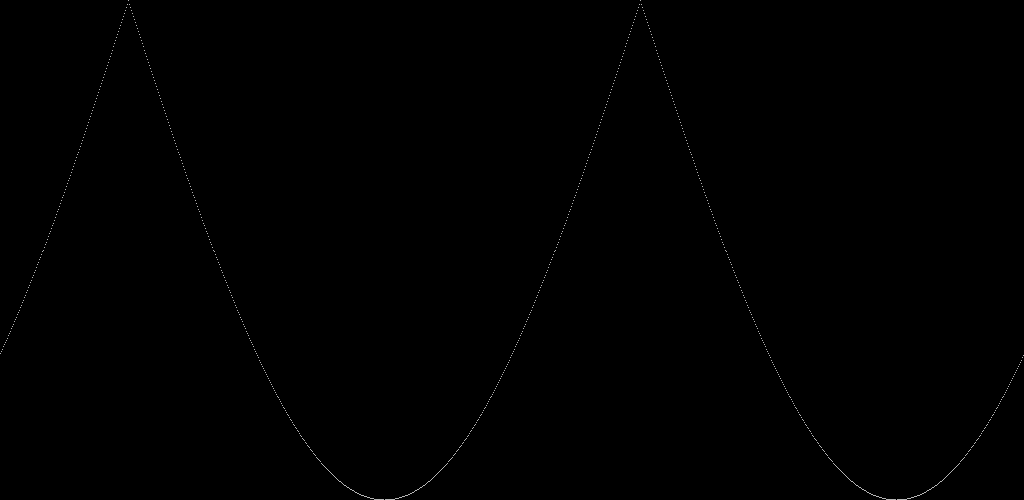
Frame 1 (no input)
Frame 2 (the mouse pressed at the canvas centre, redrawn once): identical to frame 1, image omitted

The Processing sketch that drew this single still picture (run headless with seeded random() and noise(); the mouse was pressed at the canvas centre and the sketch redrawn once):

// Processing sketch: Lfo
// ── Lfo.pde
//int[] tri1  = {0, 128, 256, 384, 512, 640, 768, 896, 1024, 1152, 1280, 1408, 1536, 1664, 1792, 1920, 2048, 2176, 2304, 2432, 2560, 2688, 2816, 2944, 3072, 3200, 3328, 3456, 3584, 3712, 3840, 3968, 4096, 4224, 4352, 4480, 4608, 4736, 4864, 4992, 5120, 5248, 5376, 5504, 5632, 5760, 5888, 6016, 6144, 6272, 6400, 6528, 6656, 6784, 6912, 7040, 7168, 7296, 7424, 7552, 7680, 7808, 7936, 8064, 8192, 8320, 8448, 8576, 8704, 8832, 8960, 9088, 9216, 9344, 9472, 9600, 9728, 9856, 9984, 10112, 10240, 10368, 10496, 10624, 10752, 10880, 11008, 11136, 11264, 11392, 11520, 11648, 11776, 11904, 12032, 12160, 12288, 12416, 12544, 12672, 12800, 12928, 13056, 13184, 13312, 13440, 13568, 13696, 13824, 13952, 14080, 14208, 14336, 14464, 14592, 14720, 14848, 14976, 15104, 15232, 15360, 15488, 15616, 15744, 15872, 16000, 16128, 16256, 16384, 16512, 16640, 16768, 16896, 17024, 17152, 17280, 17408, 17536, 17664, 17792, 17920, 18048, 18176, 18304, 18432, 18560, 18688, 18816, 18944, 19072, 19200, 19328, 19456, 19584, 19712, 19840, 19968, 20096, 20224, 20352, 20480, 20608, 20736, 20864, 20992, 21120, 21248, 21376, 21504, 21632, 21760, 21888, 22016, 22144, 22272, 22400, 22528, 22656, 22784, 22912, 23040, 23168, 23296, 23424, 23552, 23680, 23808, 23936, 24064, 24192, 24320, 24448, 24576, 24704, 24832, 24960, 25088, 25216, 25344, 25472, 25600, 25728, 25856, 25984, 26112, 26240, 26368, 26496, 26624, 26752, 26880, 27008, 27136, 27264, 27392, 27520, 27648, 27776, 27904, 28032, 28160, 28288, 28416, 28544, 28672, 28800, 28928, 29056, 29184, 29312, 29440, 29568, 29696, 29824, 29952, 30080, 30208, 30336, 30464, 30592, 30720, 30848, 30976, 31104, 31232, 31360, 31488, 31616, 31744, 31872, 32000, 32128, 32256, 32384, 32512, 32640, 32768, 32896, 33024, 33152, 33280, 33408, 33536, 33664, 33792, 33920, 34048, 34176, 34304, 34432, 34560, 34688, 34816, 34944, 35072, 35200, 35328, 35456, 35584, 35712, 35840, 35968, 36096, 36224, 36352, 36480, 36608, 36736, 36864, 36992, 37120, 37248, 37376, 37504, 37632, 37760, 37888, 38016, 38144, 38272, 38400, 38528, 38656, 38784, 38912, 39040, 39168, 39296, 39424, 39552, 39680, 39808, 39936, 40064, 40192, 40320, 40448, 40576, 40704, 40832, 40960, 41088, 41216, 41344, 41472, 41600, 41728, 41856, 41984, 42112, 42240, 42368, 42496, 42624, 42752, 42880, 43008, 43136, 43264, 43392, 43520, 43648, 43776, 43904, 44032, 44160, 44288, 44416, 44544, 44672, 44800, 44928, 45056, 45184, 45312, 45440, 45568, 45696, 45824, 45952, 46080, 46208, 46336, 46464, 46592, 46720, 46848, 46976, 47104, 47232, 47360, 47488, 47616, 47744, 47872, 48000, 48128, 48256, 48384, 48512, 48640, 48768, 48896, 49024, 49152, 49280, 49408, 49536, 49664, 49792, 49920, 50048, 50176, 50304, 50432, 50560, 50688, 50816, 50944, 51072, 51200, 51328, 51456, 51584, 51712, 51840, 51968, 52096, 52224, 52352, 52480, 52608, 52736, 52864, 52992, 53120, 53248, 53376, 53504, 53632, 53760, 53888, 54016, 54144, 54272, 54400, 54528, 54656, 54784, 54912, 55040, 55168, 55296, 55424, 55552, 55680, 55808, 55936, 56064, 56192, 56320, 56448, 56576, 56704, 56832, 56960, 57088, 57216, 57344, 57472, 57600, 57728, 57856, 57984, 58112, 58240, 58368, 58496, 58624, 58752, 58880, 59008, 59136, 59264, 59392, 59520, 59648, 59776, 59904, 60032, 60160, 60288, 60416, 60544, 60672, 60800, 60928, 61056, 61184, 61312, 61440, 61568, 61696, 61824, 61952, 62080, 62208, 62336, 62464, 62592, 62720, 62848, 62976, 63104, 63232, 63360, 63488, 63616, 63744, 63872, 64000, 64128, 64256, 64384, 64512, 64640, 64768, 64896, 65024, 65152, 65280, 65408, 65536, 65408, 65280, 65152, 65024, 64896, 64768, 64640, 64512, 64384, 64256, 64128, 64000, 63872, 63744, 63616, 63488, 63360, 63232, 63104, 62976, 62848, 62720, 62592, 62464, 62336, 62208, 62080, 61952, 61824, 61696, 61568, 61440, 61312, 61184, 61056, 60928, 60800, 60672, 60544, 60416, 60288, 60160, 60032, 59904, 59776, 59648, 59520, 59392, 59264, 59136, 59008, 58880, 58752, 58624, 58496, 58368, 58240, 58112, 57984, 57856, 57728, 57600, 57472, 57344, 57216, 57088, 56960, 56832, 56704, 56576, 56448, 56320, 56192, 56064, 55936, 55808, 55680, 55552, 55424, 55296, 55168, 55040, 54912, 54784, 54656, 54528, 54400, 54272, 54144, 54016, 53888, 53760, 53632, 53504, 53376, 53248, 53120, 52992, 52864, 52736, 52608, 52480, 52352, 52224, 52096, 51968, 51840, 51712, 51584, 51456, 51328, 51200, 51072, 50944, 50816, 50688, 50560, 50432, 50304, 50176, 50048, 49920, 49792, 49664, 49536, 49408, 49280, 49152, 49024, 48896, 48768, 48640, 48512, 48384, 48256, 48128, 48000, 47872, 47744, 47616, 47488, 47360, 47232, 47104, 46976, 46848, 46720, 46592, 46464, 46336, 46208, 46080, 45952, 45824, 45696, 45568, 45440, 45312, 45184, 45056, 44928, 44800, 44672, 44544, 44416, 44288, 44160, 44032, 43904, 43776, 43648, 43520, 43392, 43264, 43136, 43008, 42880, 42752, 42624, 42496, 42368, 42240, 42112, 41984, 41856, 41728, 41600, 41472, 41344, 41216, 41088, 40960, 40832, 40704, 40576, 40448, 40320, 40192, 40064, 39936, 39808, 39680, 39552, 39424, 39296, 39168, 39040, 38912, 38784, 38656, 38528, 38400, 38272, 38144, 38016, 37888, 37760, 37632, 37504, 37376, 37248, 37120, 36992, 36864, 36736, 36608, 36480, 36352, 36224, 36096, 35968, 35840, 35712, 35584, 35456, 35328, 35200, 35072, 34944, 34816, 34688, 34560, 34432, 34304, 34176, 34048, 33920, 33792, 33664, 33536, 33408, 33280, 33152, 33024, 32896, 32768, 32640, 32512, 32384, 32256, 32128, 32000, 31872, 31744, 31616, 31488, 31360, 31232, 31104, 30976, 30848, 30720, 30592, 30464, 30336, 30208, 30080, 29952, 29824, 29696, 29568, 29440, 29312, 29184, 29056, 28928, 28800, 28672, 28544, 28416, 28288, 28160, 28032, 27904, 27776, 27648, 27520, 27392, 27264, 27136, 27008, 26880, 26752, 26624, 26496, 26368, 26240, 26112, 25984, 25856, 25728, 25600, 25472, 25344, 25216, 25088, 24960, 24832, 24704, 24576, 24448, 24320, 24192, 24064, 23936, 23808, 23680, 23552, 23424, 23296, 23168, 23040, 22912, 22784, 22656, 22528, 22400, 22272, 22144, 22016, 21888, 21760, 21632, 21504, 21376, 21248, 21120, 20992, 20864, 20736, 20608, 20480, 20352, 20224, 20096, 19968, 19840, 19712, 19584, 19456, 19328, 19200, 19072, 18944, 18816, 18688, 18560, 18432, 18304, 18176, 18048, 17920, 17792, 17664, 17536, 17408, 17280, 17152, 17024, 16896, 16768, 16640, 16512, 16384, 16256, 16128, 16000, 15872, 15744, 15616, 15488, 15360, 15232, 15104, 14976, 14848, 14720, 14592, 14464, 14336, 14208, 14080, 13952, 13824, 13696, 13568, 13440, 13312, 13184, 13056, 12928, 12800, 12672, 12544, 12416, 12288, 12160, 12032, 11904, 11776, 11648, 11520, 11392, 11264, 11136, 11008, 10880, 10752, 10624, 10496, 10368, 10240, 10112, 9984, 9856, 9728, 9600, 9472, 9344, 9216, 9088, 8960, 8832, 8704, 8576, 8448, 8320, 8192, 8064, 7936, 7808, 7680, 7552, 7424, 7296, 7168, 7040, 6912, 6784, 6656, 6528, 6400, 6272, 6144, 6016, 5888, 5760, 5632, 5504, 5376, 5248, 5120, 4992, 4864, 4736, 4608, 4480, 4352, 4224, 4096, 3968, 3840, 3712, 3584, 3456, 3328, 3200, 3072, 2944, 2816, 2688, 2560, 2432, 2304, 2176, 2048, 1920, 1792, 1664, 1536, 1408, 1280, 1152, 1024, 896, 768, 640, 512, 384, 256, 128};
//int[] tri2  = {65536, 65408, 65280, 65152, 65024, 64896, 64768, 64640, 64512, 64384, 64256, 64128, 64000, 63872, 63744, 63616, 63488, 63360, 63232, 63104, 62976, 62848, 62720, 62592, 62464, 62336, 62208, 62080, 61952, 61824, 61696, 61568, 61440, 61312, 61184, 61056, 60928, 60800, 60672, 60544, 60416, 60288, 60160, 60032, 59904, 59776, 59648, 59520, 59392, 59264, 59136, 59008, 58880, 58752, 58624, 58496, 58368, 58240, 58112, 57984, 57856, 57728, 57600, 57472, 57344, 57216, 57088, 56960, 56832, 56704, 56576, 56448, 56320, 56192, 56064, 55936, 55808, 55680, 55552, 55424, 55296, 55168, 55040, 54912, 54784, 54656, 54528, 54400, 54272, 54144, 54016, 53888, 53760, 53632, 53504, 53376, 53248, 53120, 52992, 52864, 52736, 52608, 52480, 52352, 52224, 52096, 51968, 51840, 51712, 51584, 51456, 51328, 51200, 51072, 50944, 50816, 50688, 50560, 50432, 50304, 50176, 50048, 49920, 49792, 49664, 49536, 49408, 49280, 49152, 49024, 48896, 48768, 48640, 48512, 48384, 48256, 48128, 48000, 47872, 47744, 47616, 47488, 47360, 47232, 47104, 46976, 46848, 46720, 46592, 46464, 46336, 46208, 46080, 45952, 45824, 45696, 45568, 45440, 45312, 45184, 45056, 44928, 44800, 44672, 44544, 44416, 44288, 44160, 44032, 43904, 43776, 43648, 43520, 43392, 43264, 43136, 43008, 42880, 42752, 42624, 42496, 42368, 42240, 42112, 41984, 41856, 41728, 41600, 41472, 41344, 41216, 41088, 40960, 40832, 40704, 40576, 40448, 40320, 40192, 40064, 39936, 39808, 39680, 39552, 39424, 39296, 39168, 39040, 38912, 38784, 38656, 38528, 38400, 38272, 38144, 38016, 37888, 37760, 37632, 37504, 37376, 37248, 37120, 36992, 36864, 36736, 36608, 36480, 36352, 36224, 36096, 35968, 35840, 35712, 35584, 35456, 35328, 35200, 35072, 34944, 34816, 34688, 34560, 34432, 34304, 34176, 34048, 33920, 33792, 33664, 33536, 33408, 33280, 33152, 33024, 32896, 32768, 32640, 32512, 32384, 32256, 32128, 32000, 31872, 31744, 31616, 31488, 31360, 31232, 31104, 30976, 30848, 30720, 30592, 30464, 30336, 30208, 30080, 29952, 29824, 29696, 29568, 29440, 29312, 29184, 29056, 28928, 28800, 28672, 28544, 28416, 28288, 28160, 28032, 27904, 27776, 27648, 27520, 27392, 27264, 27136, 27008, 26880, 26752, 26624, 26496, 26368, 26240, 26112, 25984, 25856, 25728, 25600, 25472, 25344, 25216, 25088, 24960, 24832, 24704, 24576, 24448, 24320, 24192, 24064, 23936, 23808, 23680, 23552, 23424, 23296, 23168, 23040, 22912, 22784, 22656, 22528, 22400, 22272, 22144, 22016, 21888, 21760, 21632, 21504, 21376, 21248, 21120, 20992, 20864, 20736, 20608, 20480, 20352, 20224, 20096, 19968, 19840, 19712, 19584, 19456, 19328, 19200, 19072, 18944, 18816, 18688, 18560, 18432, 18304, 18176, 18048, 17920, 17792, 17664, 17536, 17408, 17280, 17152, 17024, 16896, 16768, 16640, 16512, 16384, 16256, 16128, 16000, 15872, 15744, 15616, 15488, 15360, 15232, 15104, 14976, 14848, 14720, 14592, 14464, 14336, 14208, 14080, 13952, 13824, 13696, 13568, 13440, 13312, 13184, 13056, 12928, 12800, 12672, 12544, 12416, 12288, 12160, 12032, 11904, 11776, 11648, 11520, 11392, 11264, 11136, 11008, 10880, 10752, 10624, 10496, 10368, 10240, 10112, 9984, 9856, 9728, 9600, 9472, 9344, 9216, 9088, 8960, 8832, 8704, 8576, 8448, 8320, 8192, 8064, 7936, 7808, 7680, 7552, 7424, 7296, 7168, 7040, 6912, 6784, 6656, 6528, 6400, 6272, 6144, 6016, 5888, 5760, 5632, 5504, 5376, 5248, 5120, 4992, 4864, 4736, 4608, 4480, 4352, 4224, 4096, 3968, 3840, 3712, 3584, 3456, 3328, 3200, 3072, 2944, 2816, 2688, 2560, 2432, 2304, 2176, 2048, 1920, 1792, 1664, 1536, 1408, 1280, 1152, 1024, 896, 768, 640, 512, 384, 256, 128, 0, 128, 256, 384, 512, 640, 768, 896, 1024, 1152, 1280, 1408, 1536, 1664, 1792, 1920, 2048, 2176, 2304, 2432, 2560, 2688, 2816, 2944, 3072, 3200, 3328, 3456, 3584, 3712, 3840, 3968, 4096, 4224, 4352, 4480, 4608, 4736, 4864, 4992, 5120, 5248, 5376, 5504, 5632, 5760, 5888, 6016, 6144, 6272, 6400, 6528, 6656, 6784, 6912, 7040, 7168, 7296, 7424, 7552, 7680, 7808, 7936, 8064, 8192, 8320, 8448, 8576, 8704, 8832, 8960, 9088, 9216, 9344, 9472, 9600, 9728, 9856, 9984, 10112, 10240, 10368, 10496, 10624, 10752, 10880, 11008, 11136, 11264, 11392, 11520, 11648, 11776, 11904, 12032, 12160, 12288, 12416, 12544, 12672, 12800, 12928, 13056, 13184, 13312, 13440, 13568, 13696, 13824, 13952, 14080, 14208, 14336, 14464, 14592, 14720, 14848, 14976, 15104, 15232, 15360, 15488, 15616, 15744, 15872, 16000, 16128, 16256, 16384, 16512, 16640, 16768, 16896, 17024, 17152, 17280, 17408, 17536, 17664, 17792, 17920, 18048, 18176, 18304, 18432, 18560, 18688, 18816, 18944, 19072, 19200, 19328, 19456, 19584, 19712, 19840, 19968, 20096, 20224, 20352, 20480, 20608, 20736, 20864, 20992, 21120, 21248, 21376, 21504, 21632, 21760, 21888, 22016, 22144, 22272, 22400, 22528, 22656, 22784, 22912, 23040, 23168, 23296, 23424, 23552, 23680, 23808, 23936, 24064, 24192, 24320, 24448, 24576, 24704, 24832, 24960, 25088, 25216, 25344, 25472, 25600, 25728, 25856, 25984, 26112, 26240, 26368, 26496, 26624, 26752, 26880, 27008, 27136, 27264, 27392, 27520, 27648, 27776, 27904, 28032, 28160, 28288, 28416, 28544, 28672, 28800, 28928, 29056, 29184, 29312, 29440, 29568, 29696, 29824, 29952, 30080, 30208, 30336, 30464, 30592, 30720, 30848, 30976, 31104, 31232, 31360, 31488, 31616, 31744, 31872, 32000, 32128, 32256, 32384, 32512, 32640, 32768, 32896, 33024, 33152, 33280, 33408, 33536, 33664, 33792, 33920, 34048, 34176, 34304, 34432, 34560, 34688, 34816, 34944, 35072, 35200, 35328, 35456, 35584, 35712, 35840, 35968, 36096, 36224, 36352, 36480, 36608, 36736, 36864, 36992, 37120, 37248, 37376, 37504, 37632, 37760, 37888, 38016, 38144, 38272, 38400, 38528, 38656, 38784, 38912, 39040, 39168, 39296, 39424, 39552, 39680, 39808, 39936, 40064, 40192, 40320, 40448, 40576, 40704, 40832, 40960, 41088, 41216, 41344, 41472, 41600, 41728, 41856, 41984, 42112, 42240, 42368, 42496, 42624, 42752, 42880, 43008, 43136, 43264, 43392, 43520, 43648, 43776, 43904, 44032, 44160, 44288, 44416, 44544, 44672, 44800, 44928, 45056, 45184, 45312, 45440, 45568, 45696, 45824, 45952, 46080, 46208, 46336, 46464, 46592, 46720, 46848, 46976, 47104, 47232, 47360, 47488, 47616, 47744, 47872, 48000, 48128, 48256, 48384, 48512, 48640, 48768, 48896, 49024, 49152, 49280, 49408, 49536, 49664, 49792, 49920, 50048, 50176, 50304, 50432, 50560, 50688, 50816, 50944, 51072, 51200, 51328, 51456, 51584, 51712, 51840, 51968, 52096, 52224, 52352, 52480, 52608, 52736, 52864, 52992, 53120, 53248, 53376, 53504, 53632, 53760, 53888, 54016, 54144, 54272, 54400, 54528, 54656, 54784, 54912, 55040, 55168, 55296, 55424, 55552, 55680, 55808, 55936, 56064, 56192, 56320, 56448, 56576, 56704, 56832, 56960, 57088, 57216, 57344, 57472, 57600, 57728, 57856, 57984, 58112, 58240, 58368, 58496, 58624, 58752, 58880, 59008, 59136, 59264, 59392, 59520, 59648, 59776, 59904, 60032, 60160, 60288, 60416, 60544, 60672, 60800, 60928, 61056, 61184, 61312, 61440, 61568, 61696, 61824, 61952, 62080, 62208, 62336, 62464, 62592, 62720, 62848, 62976, 63104, 63232, 63360, 63488, 63616, 63744, 63872, 64000, 64128, 64256, 64384, 64512, 64640, 64768, 64896, 65024, 65152, 65280, 65408};

//int[] ramp1 = {0, 64, 128, 192, 256, 320, 384, 448, 512, 576, 640, 704, 768, 832, 896, 960, 1024, 1088, 1152, 1216, 1280, 1344, 1408, 1472, 1536, 1600, 1664, 1728, 1792, 1856, 1920, 1984, 2048, 2112, 2176, 2240, 2304, 2368, 2432, 2496, 2560, 2624, 2688, 2752, 2816, 2880, 2944, 3008, 3072, 3136, 3200, 3264, 3328, 3392, 3456, 3520, 3584, 3648, 3712, 3776, 3840, 3904, 3968, 4032, 4096, 4160, 4224, 4288, 4352, 4416, 4480, 4544, 4608, 4672, 4736, 4800, 4864, 4928, 4992, 5056, 5120, 5184, 5248, 5312, 5376, 5440, 5504, 5568, 5632, 5696, 5760, 5824, 5888, 5952, 6016, 6080, 6144, 6208, 6272, 6336, 6400, 6464, 6528, 6592, 6656, 6720, 6784, 6848, 6912, 6976, 7040, 7104, 7168, 7232, 7296, 7360, 7424, 7488, 7552, 7616, 7680, 7744, 7808, 7872, 7936, 8000, 8064, 8128, 8192, 8256, 8320, 8384, 8448, 8512, 8576, 8640, 8704, 8768, 8832, 8896, 8960, 9024, 9088, 9152, 9216, 9280, 9344, 9408, 9472, 9536, 9600, 9664, 9728, 9792, 9856, 9920, 9984, 10048, 10112, 10176, 10240, 10304, 10368, 10432, 10496, 10560, 10624, 10688, 10752, 10816, 10880, 10944, 11008, 11072, 11136, 11200, 11264, 11328, 11392, 11456, 11520, 11584, 11648, 11712, 11776, 11840, 11904, 11968, 12032, 12096, 12160, 12224, 12288, 12352, 12416, 12480, 12544, 12608, 12672, 12736, 12800, 12864, 12928, 12992, 13056, 13120, 13184, 13248, 13312, 13376, 13440, 13504, 13568, 13632, 13696, 13760, 13824, 13888, 13952, 14016, 14080, 14144, 14208, 14272, 14336, 14400, 14464, 14528, 14592, 14656, 14720, 14784, 14848, 14912, 14976, 15040, 15104, 15168, 15232, 15296, 15360, 15424, 15488, 15552, 15616, 15680, 15744, 15808, 15872, 15936, 16000, 16064, 16128, 16192, 16256, 16320, 16384, 16448, 16512, 16576, 16640, 16704, 16768, 16832, 16896, 16960, 17024, 17088, 17152, 17216, 17280, 17344, 17408, 17472, 17536, 17600, 17664, 17728, 17792, 17856, 17920, 17984, 18048, 18112, 18176, 18240, 18304, 18368, 18432, 18496, 18560, 18624, 18688, 18752, 18816, 18880, 18944, 19008, 19072, 19136, 19200, 19264, 19328, 19392, 19456, 19520, 19584, 19648, 19712, 19776, 19840, 19904, 19968, 20032, 20096, 20160, 20224, 20288, 20352, 20416, 20480, 20544, 20608, 20672, 20736, 20800, 20864, 20928, 20992, 21056, 21120, 21184, 21248, 21312, 21376, 21440, 21504, 21568, 21632, 21696, 21760, 21824, 21888, 21952, 22016, 22080, 22144, 22208, 22272, 22336, 22400, 22464, 22528, 22592, 22656, 22720, 22784, 22848, 22912, 22976, 23040, 23104, 23168, 23232, 23296, 23360, 23424, 23488, 23552, 23616, 23680, 23744, 23808, 23872, 23936, 24000, 24064, 24128, 24192, 24256, 24320, 24384, 24448, 24512, 24576, 24640, 24704, 24768, 24832, 24896, 24960, 25024, 25088, 25152, 25216, 25280, 25344, 25408, 25472, 25536, 25600, 25664, 25728, 25792, 25856, 25920, 25984, 26048, 26112, 26176, 26240, 26304, 26368, 26432, 26496, 26560, 26624, 26688, 26752, 26816, 26880, 26944, 27008, 27072, 27136, 27200, 27264, 27328, 27392, 27456, 27520, 27584, 27648, 27712, 27776, 27840, 27904, 27968, 28032, 28096, 28160, 28224, 28288, 28352, 28416, 28480, 28544, 28608, 28672, 28736, 28800, 28864, 28928, 28992, 29056, 29120, 29184, 29248, 29312, 29376, 29440, 29504, 29568, 29632, 29696, 29760, 29824, 29888, 29952, 30016, 30080, 30144, 30208, 30272, 30336, 30400, 30464, 30528, 30592, 30656, 30720, 30784, 30848, 30912, 30976, 31040, 31104, 31168, 31232, 31296, 31360, 31424, 31488, 31552, 31616, 31680, 31744, 31808, 31872, 31936, 32000, 32064, 32128, 32192, 32256, 32320, 32384, 32448, 32512, 32576, 32640, 32704, 32768, 32832, 32896, 32960, 33024, 33088, 33152, 33216, 33280, 33344, 33408, 33472, 33536, 33600, 33664, 33728, 33792, 33856, 33920, 33984, 34048, 34112, 34176, 34240, 34304, 34368, 34432, 34496, 34560, 34624, 34688, 34752, 34816, 34880, 34944, 35008, 35072, 35136, 35200, 35264, 35328, 35392, 35456, 35520, 35584, 35648, 35712, 35776, 35840, 35904, 35968, 36032, 36096, 36160, 36224, 36288, 36352, 36416, 36480, 36544, 36608, 36672, 36736, 36800, 36864, 36928, 36992, 37056, 37120, 37184, 37248, 37312, 37376, 37440, 37504, 37568, 37632, 37696, 37760, 37824, 37888, 37952, 38016, 38080, 38144, 38208, 38272, 38336, 38400, 38464, 38528, 38592, 38656, 38720, 38784, 38848, 38912, 38976, 39040, 39104, 39168, 39232, 39296, 39360, 39424, 39488, 39552, 39616, 39680, 39744, 39808, 39872, 39936, 40000, 40064, 40128, 40192, 40256, 40320, 40384, 40448, 40512, 40576, 40640, 40704, 40768, 40832, 40896, 40960, 41024, 41088, 41152, 41216, 41280, 41344, 41408, 41472, 41536, 41600, 41664, 41728, 41792, 41856, 41920, 41984, 42048, 42112, 42176, 42240, 42304, 42368, 42432, 42496, 42560, 42624, 42688, 42752, 42816, 42880, 42944, 43008, 43072, 43136, 43200, 43264, 43328, 43392, 43456, 43520, 43584, 43648, 43712, 43776, 43840, 43904, 43968, 44032, 44096, 44160, 44224, 44288, 44352, 44416, 44480, 44544, 44608, 44672, 44736, 44800, 44864, 44928, 44992, 45056, 45120, 45184, 45248, 45312, 45376, 45440, 45504, 45568, 45632, 45696, 45760, 45824, 45888, 45952, 46016, 46080, 46144, 46208, 46272, 46336, 46400, 46464, 46528, 46592, 46656, 46720, 46784, 46848, 46912, 46976, 47040, 47104, 47168, 47232, 47296, 47360, 47424, 47488, 47552, 47616, 47680, 47744, 47808, 47872, 47936, 48000, 48064, 48128, 48192, 48256, 48320, 48384, 48448, 48512, 48576, 48640, 48704, 48768, 48832, 48896, 48960, 49024, 49088, 49152, 49216, 49280, 49344, 49408, 49472, 49536, 49600, 49664, 49728, 49792, 49856, 49920, 49984, 50048, 50112, 50176, 50240, 50304, 50368, 50432, 50496, 50560, 50624, 50688, 50752, 50816, 50880, 50944, 51008, 51072, 51136, 51200, 51264, 51328, 51392, 51456, 51520, 51584, 51648, 51712, 51776, 51840, 51904, 51968, 52032, 52096, 52160, 52224, 52288, 52352, 52416, 52480, 52544, 52608, 52672, 52736, 52800, 52864, 52928, 52992, 53056, 53120, 53184, 53248, 53312, 53376, 53440, 53504, 53568, 53632, 53696, 53760, 53824, 53888, 53952, 54016, 54080, 54144, 54208, 54272, 54336, 54400, 54464, 54528, 54592, 54656, 54720, 54784, 54848, 54912, 54976, 55040, 55104, 55168, 55232, 55296, 55360, 55424, 55488, 55552, 55616, 55680, 55744, 55808, 55872, 55936, 56000, 56064, 56128, 56192, 56256, 56320, 56384, 56448, 56512, 56576, 56640, 56704, 56768, 56832, 56896, 56960, 57024, 57088, 57152, 57216, 57280, 57344, 57408, 57472, 57536, 57600, 57664, 57728, 57792, 57856, 57920, 57984, 58048, 58112, 58176, 58240, 58304, 58368, 58432, 58496, 58560, 58624, 58688, 58752, 58816, 58880, 58944, 59008, 59072, 59136, 59200, 59264, 59328, 59392, 59456, 59520, 59584, 59648, 59712, 59776, 59840, 59904, 59968, 60032, 60096, 60160, 60224, 60288, 60352, 60416, 60480, 60544, 60608, 60672, 60736, 60800, 60864, 60928, 60992, 61056, 61120, 61184, 61248, 61312, 61376, 61440, 61504, 61568, 61632, 61696, 61760, 61824, 61888, 61952, 62016, 62080, 62144, 62208, 62272, 62336, 62400, 62464, 62528, 62592, 62656, 62720, 62784, 62848, 62912, 62976, 63040, 63104, 63168, 63232, 63296, 63360, 63424, 63488, 63552, 63616, 63680, 63744, 63808, 63872, 63936, 64000, 64064, 64128, 64192, 64256, 64320, 64384, 64448, 64512, 64576, 64640, 64704, 64768, 64832, 64896, 64960, 65024, 65088, 65152, 65216, 65280, 65344, 65408, 65472};
//int[] ramp2 = {65472, 65408, 65344, 65280, 65216, 65152, 65088, 65024, 64960, 64896, 64832, 64768, 64704, 64640, 64576, 64512, 64448, 64384, 64320, 64256, 64192, 64128, 64064, 64000, 63936, 63872, 63808, 63744, 63680, 63616, 63552, 63488, 63424, 63360, 63296, 63232, 63168, 63104, 63040, 62976, 62912, 62848, 62784, 62720, 62656, 62592, 62528, 62464, 62400, 62336, 62272, 62208, 62144, 62080, 62016, 61952, 61888, 61824, 61760, 61696, 61632, 61568, 61504, 61440, 61376, 61312, 61248, 61184, 61120, 61056, 60992, 60928, 60864, 60800, 60736, 60672, 60608, 60544, 60480, 60416, 60352, 60288, 60224, 60160, 60096, 60032, 59968, 59904, 59840, 59776, 59712, 59648, 59584, 59520, 59456, 59392, 59328, 59264, 59200, 59136, 59072, 59008, 58944, 58880, 58816, 58752, 58688, 58624, 58560, 58496, 58432, 58368, 58304, 58240, 58176, 58112, 58048, 57984, 57920, 57856, 57792, 57728, 57664, 57600, 57536, 57472, 57408, 57344, 57280, 57216, 57152, 57088, 57024, 56960, 56896, 56832, 56768, 56704, 56640, 56576, 56512, 56448, 56384, 56320, 56256, 56192, 56128, 56064, 56000, 55936, 55872, 55808, 55744, 55680, 55616, 55552, 55488, 55424, 55360, 55296, 55232, 55168, 55104, 55040, 54976, 54912, 54848, 54784, 54720, 54656, 54592, 54528, 54464, 54400, 54336, 54272, 54208, 54144, 54080, 54016, 53952, 53888, 53824, 53760, 53696, 53632, 53568, 53504, 53440, 53376, 53312, 53248, 53184, 53120, 53056, 52992, 52928, 52864, 52800, 52736, 52672, 52608, 52544, 52480, 52416, 52352, 52288, 52224, 52160, 52096, 52032, 51968, 51904, 51840, 51776, 51712, 51648, 51584, 51520, 51456, 51392, 51328, 51264, 51200, 51136, 51072, 51008, 50944, 50880, 50816, 50752, 50688, 50624, 50560, 50496, 50432, 50368, 50304, 50240, 50176, 50112, 50048, 49984, 49920, 49856, 49792, 49728, 49664, 49600, 49536, 49472, 49408, 49344, 49280, 49216, 49152, 49088, 49024, 48960, 48896, 48832, 48768, 48704, 48640, 48576, 48512, 48448, 48384, 48320, 48256, 48192, 48128, 48064, 48000, 47936, 47872, 47808, 47744, 47680, 47616, 47552, 47488, 47424, 47360, 47296, 47232, 47168, 47104, 47040, 46976, 46912, 46848, 46784, 46720, 46656, 46592, 46528, 46464, 46400, 46336, 46272, 46208, 46144, 46080, 46016, 45952, 45888, 45824, 45760, 45696, 45632, 45568, 45504, 45440, 45376, 45312, 45248, 45184, 45120, 45056, 44992, 44928, 44864, 44800, 44736, 44672, 44608, 44544, 44480, 44416, 44352, 44288, 44224, 44160, 44096, 44032, 43968, 43904, 43840, 43776, 43712, 43648, 43584, 43520, 43456, 43392, 43328, 43264, 43200, 43136, 43072, 43008, 42944, 42880, 42816, 42752, 42688, 42624, 42560, 42496, 42432, 42368, 42304, 42240, 42176, 42112, 42048, 41984, 41920, 41856, 41792, 41728, 41664, 41600, 41536, 41472, 41408, 41344, 41280, 41216, 41152, 41088, 41024, 40960, 40896, 40832, 40768, 40704, 40640, 40576, 40512, 40448, 40384, 40320, 40256, 40192, 40128, 40064, 40000, 39936, 39872, 39808, 39744, 39680, 39616, 39552, 39488, 39424, 39360, 39296, 39232, 39168, 39104, 39040, 38976, 38912, 38848, 38784, 38720, 38656, 38592, 38528, 38464, 38400, 38336, 38272, 38208, 38144, 38080, 38016, 37952, 37888, 37824, 37760, 37696, 37632, 37568, 37504, 37440, 37376, 37312, 37248, 37184, 37120, 37056, 36992, 36928, 36864, 36800, 36736, 36672, 36608, 36544, 36480, 36416, 36352, 36288, 36224, 36160, 36096, 36032, 35968, 35904, 35840, 35776, 35712, 35648, 35584, 35520, 35456, 35392, 35328, 35264, 35200, 35136, 35072, 35008, 34944, 34880, 34816, 34752, 34688, 34624, 34560, 34496, 34432, 34368, 34304, 34240, 34176, 34112, 34048, 33984, 33920, 33856, 33792, 33728, 33664, 33600, 33536, 33472, 33408, 33344, 33280, 33216, 33152, 33088, 33024, 32960, 32896, 32832, 32768, 32704, 32640, 32576, 32512, 32448, 32384, 32320, 32256, 32192, 32128, 32064, 32000, 31936, 31872, 31808, 31744, 31680, 31616, 31552, 31488, 31424, 31360, 31296, 31232, 31168, 31104, 31040, 30976, 30912, 30848, 30784, 30720, 30656, 30592, 30528, 30464, 30400, 30336, 30272, 30208, 30144, 30080, 30016, 29952, 29888, 29824, 29760, 29696, 29632, 29568, 29504, 29440, 29376, 29312, 29248, 29184, 29120, 29056, 28992, 28928, 28864, 28800, 28736, 28672, 28608, 28544, 28480, 28416, 28352, 28288, 28224, 28160, 28096, 28032, 27968, 27904, 27840, 27776, 27712, 27648, 27584, 27520, 27456, 27392, 27328, 27264, 27200, 27136, 27072, 27008, 26944, 26880, 26816, 26752, 26688, 26624, 26560, 26496, 26432, 26368, 26304, 26240, 26176, 26112, 26048, 25984, 25920, 25856, 25792, 25728, 25664, 25600, 25536, 25472, 25408, 25344, 25280, 25216, 25152, 25088, 25024, 24960, 24896, 24832, 24768, 24704, 24640, 24576, 24512, 24448, 24384, 24320, 24256, 24192, 24128, 24064, 24000, 23936, 23872, 23808, 23744, 23680, 23616, 23552, 23488, 23424, 23360, 23296, 23232, 23168, 23104, 23040, 22976, 22912, 22848, 22784, 22720, 22656, 22592, 22528, 22464, 22400, 22336, 22272, 22208, 22144, 22080, 22016, 21952, 21888, 21824, 21760, 21696, 21632, 21568, 21504, 21440, 21376, 21312, 21248, 21184, 21120, 21056, 20992, 20928, 20864, 20800, 20736, 20672, 20608, 20544, 20480, 20416, 20352, 20288, 20224, 20160, 20096, 20032, 19968, 19904, 19840, 19776, 19712, 19648, 19584, 19520, 19456, 19392, 19328, 19264, 19200, 19136, 19072, 19008, 18944, 18880, 18816, 18752, 18688, 18624, 18560, 18496, 18432, 18368, 18304, 18240, 18176, 18112, 18048, 17984, 17920, 17856, 17792, 17728, 17664, 17600, 17536, 17472, 17408, 17344, 17280, 17216, 17152, 17088, 17024, 16960, 16896, 16832, 16768, 16704, 16640, 16576, 16512, 16448, 16384, 16320, 16256, 16192, 16128, 16064, 16000, 15936, 15872, 15808, 15744, 15680, 15616, 15552, 15488, 15424, 15360, 15296, 15232, 15168, 15104, 15040, 14976, 14912, 14848, 14784, 14720, 14656, 14592, 14528, 14464, 14400, 14336, 14272, 14208, 14144, 14080, 14016, 13952, 13888, 13824, 13760, 13696, 13632, 13568, 13504, 13440, 13376, 13312, 13248, 13184, 13120, 13056, 12992, 12928, 12864, 12800, 12736, 12672, 12608, 12544, 12480, 12416, 12352, 12288, 12224, 12160, 12096, 12032, 11968, 11904, 11840, 11776, 11712, 11648, 11584, 11520, 11456, 11392, 11328, 11264, 11200, 11136, 11072, 11008, 10944, 10880, 10816, 10752, 10688, 10624, 10560, 10496, 10432, 10368, 10304, 10240, 10176, 10112, 10048, 9984, 9920, 9856, 9792, 9728, 9664, 9600, 9536, 9472, 9408, 9344, 9280, 9216, 9152, 9088, 9024, 8960, 8896, 8832, 8768, 8704, 8640, 8576, 8512, 8448, 8384, 8320, 8256, 8192, 8128, 8064, 8000, 7936, 7872, 7808, 7744, 7680, 7616, 7552, 7488, 7424, 7360, 7296, 7232, 7168, 7104, 7040, 6976, 6912, 6848, 6784, 6720, 6656, 6592, 6528, 6464, 6400, 6336, 6272, 6208, 6144, 6080, 6016, 5952, 5888, 5824, 5760, 5696, 5632, 5568, 5504, 5440, 5376, 5312, 5248, 5184, 5120, 5056, 4992, 4928, 4864, 4800, 4736, 4672, 4608, 4544, 4480, 4416, 4352, 4288, 4224, 4160, 4096, 4032, 3968, 3904, 3840, 3776, 3712, 3648, 3584, 3520, 3456, 3392, 3328, 3264, 3200, 3136, 3072, 3008, 2944, 2880, 2816, 2752, 2688, 2624, 2560, 2496, 2432, 2368, 2304, 2240, 2176, 2112, 2048, 1984, 1920, 1856, 1792, 1728, 1664, 1600, 1536, 1472, 1408, 1344, 1280, 1216, 1152, 1088, 1024, 960, 896, 832, 768, 704, 640, 576, 512, 448, 384, 320, 256, 192, 128, 64, 0};

//int[] dome1 = {0, 201, 402, 603, 804, 1005, 1206, 1407, 1608, 1809, 2010, 2211, 2412, 2613, 2814, 3015, 3216, 3417, 3617, 3818, 4019, 4219, 4420, 4621, 4821, 5022, 5222, 5422, 5623, 5823, 6023, 6224, 6424, 6624, 6824, 7024, 7224, 7423, 7623, 7823, 8022, 8222, 8421, 8621, 8820, 9019, 9218, 9417, 9616, 9815, 10014, 10212, 10411, 10609, 10808, 11006, 11204, 11402, 11600, 11798, 11996, 12193, 12391, 12588, 12785, 12983, 13180, 13376, 13573, 13770, 13966, 14163, 14359, 14555, 14751, 14947, 15143, 15338, 15534, 15729, 15924, 16119, 16314, 16508, 16703, 16897, 17091, 17285, 17479, 17673, 17867, 18060, 18253, 18446, 18639, 18832, 19024, 19216, 19409, 19600, 19792, 19984, 20175, 20366, 20557, 20748, 20939, 21129, 21320, 21510, 21699, 21889, 22078, 22268, 22457, 22645, 22834, 23022, 23210, 23398, 23586, 23774, 23961, 24148, 24335, 24521, 24708, 24894, 25080, 25265, 25451, 25636, 25821, 26005, 26190, 26374, 26558, 26742, 26925, 27108, 27291, 27474, 27656, 27838, 28020, 28202, 28383, 28564, 28745, 28926, 29106, 29286, 29466, 29645, 29824, 30003, 30182, 30360, 30538, 30716, 30893, 31071, 31248, 31424, 31600, 31776, 31952, 32127, 32303, 32477, 32652, 32826, 33000, 33173, 33347, 33520, 33692, 33865, 34037, 34208, 34380, 34551, 34721, 34892, 35062, 35231, 35401, 35570, 35738, 35907, 36075, 36243, 36410, 36577, 36744, 36910, 37076, 37241, 37407, 37572, 37736, 37900, 38064, 38228, 38391, 38554, 38716, 38878, 39040, 39201, 39362, 39523, 39683, 39843, 40002, 40161, 40320, 40478, 40636, 40794, 40951, 41108, 41264, 41420, 41576, 41731, 41886, 42040, 42194, 42348, 42501, 42654, 42806, 42958, 43110, 43261, 43412, 43562, 43713, 43862, 44011, 44160, 44308, 44456, 44604, 44751, 44898, 45044, 45190, 45335, 45480, 45625, 45769, 45912, 46056, 46199, 46341, 46483, 46624, 46765, 46906, 47046, 47186, 47325, 47464, 47603, 47741, 47878, 48015, 48152, 48288, 48424, 48559, 48694, 48828, 48962, 49095, 49228, 49361, 49493, 49624, 49756, 49886, 50016, 50146, 50275, 50404, 50532, 50660, 50787, 50914, 51041, 51166, 51292, 51417, 51541, 51665, 51789, 51911, 52034, 52156, 52277, 52398, 52519, 52639, 52759, 52878, 52996, 53114, 53232, 53349, 53465, 53581, 53697, 53812, 53926, 54040, 54154, 54267, 54379, 54491, 54603, 54714, 54824, 54934, 55043, 55152, 55260, 55368, 55476, 55582, 55689, 55794, 55900, 56004, 56108, 56212, 56315, 56418, 56520, 56621, 56722, 56823, 56923, 57022, 57121, 57219, 57317, 57414, 57511, 57607, 57703, 57798, 57892, 57986, 58079, 58172, 58265, 58356, 58448, 58538, 58628, 58718, 58807, 58896, 58983, 59071, 59158, 59244, 59330, 59415, 59499, 59583, 59667, 59750, 59832, 59914, 59995, 60075, 60156, 60235, 60314, 60392, 60470, 60547, 60624, 60700, 60776, 60851, 60925, 60999, 61072, 61145, 61217, 61288, 61359, 61429, 61499, 61568, 61637, 61705, 61772, 61839, 61906, 61971, 62036, 62101, 62165, 62228, 62291, 62353, 62415, 62476, 62536, 62596, 62655, 62714, 62772, 62830, 62886, 62943, 62998, 63054, 63108, 63162, 63215, 63268, 63320, 63372, 63423, 63473, 63523, 63572, 63621, 63668, 63716, 63763, 63809, 63854, 63899, 63944, 63987, 64031, 64073, 64115, 64156, 64197, 64237, 64277, 64316, 64354, 64392, 64429, 64465, 64501, 64536, 64571, 64605, 64639, 64672, 64704, 64735, 64766, 64797, 64827, 64856, 64884, 64912, 64940, 64967, 64993, 65018, 65043, 65067, 65091, 65114, 65137, 65159, 65180, 65200, 65220, 65240, 65259, 65277, 65294, 65311, 65328, 65343, 65358, 65373, 65387, 65400, 65413, 65425, 65436, 65447, 65457, 65467, 65476, 65484, 65492, 65499, 65505, 65511, 65516, 65521, 65525, 65528, 65531, 65533, 65535, 65536, 65536, 65536, 65535, 65533, 65531, 65528, 65525, 65521, 65516, 65511, 65505, 65499, 65492, 65484, 65476, 65467, 65457, 65447, 65436, 65425, 65413, 65400, 65387, 65373, 65358, 65343, 65328, 65311, 65294, 65277, 65259, 65240, 65220, 65200, 65180, 65159, 65137, 65114, 65091, 65067, 65043, 65018, 64993, 64967, 64940, 64912, 64884, 64856, 64827, 64797, 64766, 64735, 64704, 64672, 64639, 64605, 64571, 64536, 64501, 64465, 64429, 64392, 64354, 64316, 64277, 64237, 64197, 64156, 64115, 64073, 64031, 63987, 63944, 63899, 63854, 63809, 63763, 63716, 63668, 63621, 63572, 63523, 63473, 63423, 63372, 63320, 63268, 63215, 63162, 63108, 63054, 62998, 62943, 62886, 62830, 62772, 62714, 62655, 62596, 62536, 62476, 62415, 62353, 62291, 62228, 62165, 62101, 62036, 61971, 61906, 61839, 61772, 61705, 61637, 61568, 61499, 61429, 61359, 61288, 61217, 61145, 61072, 60999, 60925, 60851, 60776, 60700, 60624, 60547, 60470, 60392, 60314, 60235, 60156, 60075, 59995, 59914, 59832, 59750, 59667, 59583, 59499, 59415, 59330, 59244, 59158, 59071, 58983, 58896, 58807, 58718, 58628, 58538, 58448, 58356, 58265, 58172, 58079, 57986, 57892, 57798, 57703, 57607, 57511, 57414, 57317, 57219, 57121, 57022, 56923, 56823, 56722, 56621, 56520, 56418, 56315, 56212, 56108, 56004, 55900, 55794, 55689, 55582, 55476, 55368, 55260, 55152, 55043, 54934, 54824, 54714, 54603, 54491, 54379, 54267, 54154, 54040, 53926, 53812, 53697, 53581, 53465, 53349, 53232, 53114, 52996, 52878, 52759, 52639, 52519, 52398, 52277, 52156, 52034, 51911, 51789, 51665, 51541, 51417, 51292, 51166, 51041, 50914, 50787, 50660, 50532, 50404, 50275, 50146, 50016, 49886, 49756, 49624, 49493, 49361, 49228, 49095, 48962, 48828, 48694, 48559, 48424, 48288, 48152, 48015, 47878, 47741, 47603, 47464, 47325, 47186, 47046, 46906, 46765, 46624, 46483, 46341, 46199, 46056, 45912, 45769, 45625, 45480, 45335, 45190, 45044, 44898, 44751, 44604, 44456, 44308, 44160, 44011, 43862, 43713, 43562, 43412, 43261, 43110, 42958, 42806, 42654, 42501, 42348, 42194, 42040, 41886, 41731, 41576, 41420, 41264, 41108, 40951, 40794, 40636, 40478, 40320, 40161, 40002, 39843, 39683, 39523, 39362, 39201, 39040, 38878, 38716, 38554, 38391, 38228, 38064, 37900, 37736, 37572, 37407, 37241, 37076, 36910, 36744, 36577, 36410, 36243, 36075, 35907, 35738, 35570, 35401, 35231, 35062, 34892, 34721, 34551, 34380, 34208, 34037, 33865, 33692, 33520, 33347, 33173, 33000, 32826, 32652, 32477, 32303, 32127, 31952, 31776, 31600, 31424, 31248, 31071, 30893, 30716, 30538, 30360, 30182, 30003, 29824, 29645, 29466, 29286, 29106, 28926, 28745, 28564, 28383, 28202, 28020, 27838, 27656, 27474, 27291, 27108, 26925, 26742, 26558, 26374, 26190, 26005, 25821, 25636, 25451, 25265, 25080, 24894, 24708, 24521, 24335, 24148, 23961, 23774, 23586, 23398, 23210, 23022, 22834, 22645, 22457, 22268, 22078, 21889, 21699, 21510, 21320, 21129, 20939, 20748, 20557, 20366, 20175, 19984, 19792, 19600, 19409, 19216, 19024, 18832, 18639, 18446, 18253, 18060, 17867, 17673, 17479, 17285, 17091, 16897, 16703, 16508, 16314, 16119, 15924, 15729, 15534, 15338, 15143, 14947, 14751, 14555, 14359, 14163, 13966, 13770, 13573, 13376, 13180, 12983, 12785, 12588, 12391, 12193, 11996, 11798, 11600, 11402, 11204, 11006, 10808, 10609, 10411, 10212, 10014, 9815, 9616, 9417, 9218, 9019, 8820, 8621, 8421, 8222, 8022, 7823, 7623, 7423, 7224, 7024, 6824, 6624, 6424, 6224, 6023, 5823, 5623, 5422, 5222, 5022, 4821, 4621, 4420, 4219, 4019, 3818, 3617, 3417, 3216, 3015, 2814, 2613, 2412, 2211, 2010, 1809, 1608, 1407, 1206, 1005, 804, 603, 402, 201};
//int[] dome2 = {65536, 65335, 65134, 64933, 64732, 64531, 64330, 64129, 63928, 63727, 63526, 63325, 63124, 62923, 62722, 62521, 62320, 62119, 61919, 61718, 61517, 61317, 61116, 60915, 60715, 60514, 60314, 60114, 59913, 59713, 59513, 59312, 59112, 58912, 58712, 58512, 58312, 58113, 57913, 57713, 57514, 57314, 57115, 56915, 56716, 56517, 56318, 56119, 55920, 55721, 55522, 55324, 55125, 54927, 54728, 54530, 54332, 54134, 53936, 53738, 53540, 53343, 53145, 52948, 52751, 52553, 52356, 52160, 51963, 51766, 51570, 51373, 51177, 50981, 50785, 50589, 50393, 50198, 50002, 49807, 49612, 49417, 49222, 49028, 48833, 48639, 48445, 48251, 48057, 47863, 47669, 47476, 47283, 47090, 46897, 46704, 46512, 46320, 46127, 45936, 45744, 45552, 45361, 45170, 44979, 44788, 44597, 44407, 44216, 44026, 43837, 43647, 43458, 43268, 43079, 42891, 42702, 42514, 42326, 42138, 41950, 41762, 41575, 41388, 41201, 41015, 40828, 40642, 40456, 40271, 40085, 39900, 39715, 39531, 39346, 39162, 38978, 38794, 38611, 38428, 38245, 38062, 37880, 37698, 37516, 37334, 37153, 36972, 36791, 36610, 36430, 36250, 36070, 35891, 35712, 35533, 35354, 35176, 34998, 34820, 34643, 34465, 34288, 34112, 33936, 33760, 33584, 33409, 33233, 33059, 32884, 32710, 32536, 32363, 32189, 32016, 31844, 31671, 31499, 31328, 31156, 30985, 30815, 30644, 30474, 30305, 30135, 29966, 29798, 29629, 29461, 29293, 29126, 28959, 28792, 28626, 28460, 28295, 28129, 27964, 27800, 27636, 27472, 27308, 27145, 26982, 26820, 26658, 26496, 26335, 26174, 26013, 25853, 25693, 25534, 25375, 25216, 25058, 24900, 24742, 24585, 24428, 24272, 24116, 23960, 23805, 23650, 23496, 23342, 23188, 23035, 22882, 22730, 22578, 22426, 22275, 22124, 21974, 21823, 21674, 21525, 21376, 21228, 21080, 20932, 20785, 20638, 20492, 20346, 20201, 20056, 19911, 19767, 19624, 19480, 19337, 19195, 19053, 18912, 18771, 18630, 18490, 18350, 18211, 18072, 17933, 17795, 17658, 17521, 17384, 17248, 17112, 16977, 16842, 16708, 16574, 16441, 16308, 16175, 16043, 15912, 15780, 15650, 15520, 15390, 15261, 15132, 15004, 14876, 14749, 14622, 14495, 14370, 14244, 14119, 13995, 13871, 13747, 13625, 13502, 13380, 13259, 13138, 13017, 12897, 12777, 12658, 12540, 12422, 12304, 12187, 12071, 11955, 11839, 11724, 11610, 11496, 11382, 11269, 11157, 11045, 10933, 10822, 10712, 10602, 10493, 10384, 10276, 10168, 10060, 9954, 9847, 9742, 9636, 9532, 9428, 9324, 9221, 9118, 9016, 8915, 8814, 8713, 8613, 8514, 8415, 8317, 8219, 8122, 8025, 7929, 7833, 7738, 7644, 7550, 7457, 7364, 7271, 7180, 7088, 6998, 6908, 6818, 6729, 6640, 6553, 6465, 6378, 6292, 6206, 6121, 6037, 5953, 5869, 5786, 5704, 5622, 5541, 5461, 5380, 5301, 5222, 5144, 5066, 4989, 4912, 4836, 4760, 4685, 4611, 4537, 4464, 4391, 4319, 4248, 4177, 4107, 4037, 3968, 3899, 3831, 3764, 3697, 3630, 3565, 3500, 3435, 3371, 3308, 3245, 3183, 3121, 3060, 3000, 2940, 2881, 2822, 2764, 2706, 2650, 2593, 2538, 2482, 2428, 2374, 2321, 2268, 2216, 2164, 2113, 2063, 2013, 1964, 1915, 1868, 1820, 1773, 1727, 1682, 1637, 1592, 1549, 1505, 1463, 1421, 1380, 1339, 1299, 1259, 1220, 1182, 1144, 1107, 1071, 1035, 1000, 965, 931, 897, 864, 832, 801, 770, 739, 709, 680, 652, 624, 596, 569, 543, 518, 493, 469, 445, 422, 399, 377, 356, 336, 316, 296, 277, 259, 242, 225, 208, 193, 178, 163, 149, 136, 123, 111, 100, 89, 79, 69, 60, 52, 44, 37, 31, 25, 20, 15, 11, 8, 5, 3, 1, 0, 0, 0, 1, 3, 5, 8, 11, 15, 20, 25, 31, 37, 44, 52, 60, 69, 79, 89, 100, 111, 123, 136, 149, 163, 178, 193, 208, 225, 242, 259, 277, 296, 316, 336, 356, 377, 399, 422, 445, 469, 493, 518, 543, 569, 596, 624, 652, 680, 709, 739, 770, 801, 832, 864, 897, 931, 965, 1000, 1035, 1071, 1107, 1144, 1182, 1220, 1259, 1299, 1339, 1380, 1421, 1463, 1505, 1549, 1592, 1637, 1682, 1727, 1773, 1820, 1868, 1915, 1964, 2013, 2063, 2113, 2164, 2216, 2268, 2321, 2374, 2428, 2482, 2538, 2593, 2650, 2706, 2764, 2822, 2881, 2940, 3000, 3060, 3121, 3183, 3245, 3308, 3371, 3435, 3500, 3565, 3630, 3697, 3764, 3831, 3899, 3968, 4037, 4107, 4177, 4248, 4319, 4391, 4464, 4537, 4611, 4685, 4760, 4836, 4912, 4989, 5066, 5144, 5222, 5301, 5380, 5461, 5541, 5622, 5704, 5786, 5869, 5953, 6037, 6121, 6206, 6292, 6378, 6465, 6553, 6640, 6729, 6818, 6908, 6998, 7088, 7180, 7271, 7364, 7457, 7550, 7644, 7738, 7833, 7929, 8025, 8122, 8219, 8317, 8415, 8514, 8613, 8713, 8814, 8915, 9016, 9118, 9221, 9324, 9428, 9532, 9636, 9742, 9847, 9954, 10060, 10168, 10276, 10384, 10493, 10602, 10712, 10822, 10933, 11045, 11157, 11269, 11382, 11496, 11610, 11724, 11839, 11955, 12071, 12187, 12304, 12422, 12540, 12658, 12777, 12897, 13017, 13138, 13259, 13380, 13502, 13625, 13747, 13871, 13995, 14119, 14244, 14370, 14495, 14622, 14749, 14876, 15004, 15132, 15261, 15390, 15520, 15650, 15780, 15912, 16043, 16175, 16308, 16441, 16574, 16708, 16842, 16977, 17112, 17248, 17384, 17521, 17658, 17795, 17933, 18072, 18211, 18350, 18490, 18630, 18771, 18912, 19053, 19195, 19337, 19480, 19624, 19767, 19911, 20056, 20201, 20346, 20492, 20638, 20785, 20932, 21080, 21228, 21376, 21525, 21674, 21823, 21974, 22124, 22275, 22426, 22578, 22730, 22882, 23035, 23188, 23342, 23496, 23650, 23805, 23960, 24116, 24272, 24428, 24585, 24742, 24900, 25058, 25216, 25375, 25534, 25693, 25853, 26013, 26174, 26335, 26496, 26658, 26820, 26982, 27145, 27308, 27472, 27636, 27800, 27964, 28129, 28295, 28460, 28626, 28792, 28959, 29126, 29293, 29461, 29629, 29798, 29966, 30135, 30305, 30474, 30644, 30815, 30985, 31156, 31328, 31499, 31671, 31844, 32016, 32189, 32363, 32536, 32710, 32884, 33059, 33233, 33409, 33584, 33760, 33936, 34112, 34288, 34465, 34643, 34820, 34998, 35176, 35354, 35533, 35712, 35891, 36070, 36250, 36430, 36610, 36791, 36972, 37153, 37334, 37516, 37698, 37880, 38062, 38245, 38428, 38611, 38794, 38978, 39162, 39346, 39531, 39715, 39900, 40085, 40271, 40456, 40642, 40828, 41015, 41201, 41388, 41575, 41762, 41950, 42138, 42326, 42514, 42702, 42891, 43079, 43268, 43458, 43647, 43837, 44026, 44216, 44407, 44597, 44788, 44979, 45170, 45361, 45552, 45744, 45936, 46127, 46320, 46512, 46704, 46897, 47090, 47283, 47476, 47669, 47863, 48057, 48251, 48445, 48639, 48833, 49028, 49222, 49417, 49612, 49807, 50002, 50198, 50393, 50589, 50785, 50981, 51177, 51373, 51570, 51766, 51963, 52160, 52356, 52553, 52751, 52948, 53145, 53343, 53540, 53738, 53936, 54134, 54332, 54530, 54728, 54927, 55125, 55324, 55522, 55721, 55920, 56119, 56318, 56517, 56716, 56915, 57115, 57314, 57514, 57713, 57913, 58113, 58312, 58512, 58712, 58912, 59112, 59312, 59513, 59713, 59913, 60114, 60314, 60514, 60715, 60915, 61116, 61317, 61517, 61718, 61919, 62119, 62320, 62521, 62722, 62923, 63124, 63325, 63526, 63727, 63928, 64129, 64330, 64531, 64732, 64933, 65134, 65335, };

//int[] sine1 = {32768, 32969, 33170, 33371, 33572, 33773, 33974, 34175, 34376, 34577, 34777, 34978, 35179, 35379, 35579, 35780, 35980, 36180, 36380, 36580, 36779, 36979, 37178, 37377, 37576, 37775, 37973, 38172, 38370, 38568, 38766, 38963, 39161, 39358, 39555, 39751, 39948, 40144, 40339, 40535, 40730, 40925, 41119, 41314, 41508, 41701, 41895, 42087, 42280, 42472, 42664, 42856, 43047, 43237, 43428, 43618, 43807, 43996, 44185, 44373, 44561, 44748, 44935, 45122, 45308, 45493, 45678, 45863, 46047, 46231, 46414, 46596, 46778, 46960, 47141, 47321, 47501, 47680, 47859, 48037, 48215, 48392, 48568, 48744, 48919, 49094, 49268, 49441, 49614, 49786, 49958, 50129, 50299, 50468, 50637, 50805, 50973, 51140, 51306, 51471, 51636, 51800, 51963, 52126, 52288, 52449, 52609, 52769, 52928, 53086, 53243, 53400, 53556, 53711, 53865, 54019, 54171, 54323, 54474, 54624, 54774, 54922, 55070, 55217, 55363, 55508, 55652, 55796, 55938, 56080, 56221, 56361, 56500, 56638, 56776, 56912, 57047, 57182, 57316, 57448, 57580, 57711, 57841, 57970, 58098, 58225, 58351, 58476, 58601, 58724, 58846, 58967, 59088, 59207, 59325, 59442, 59559, 59674, 59788, 59901, 60014, 60125, 60235, 60344, 60452, 60559, 60665, 60770, 60874, 60977, 61079, 61179, 61279, 61378, 61475, 61571, 61667, 61761, 61854, 61946, 62037, 62127, 62216, 62303, 62390, 62475, 62560, 62643, 62725, 62806, 62886, 62964, 63042, 63118, 63193, 63267, 63340, 63412, 63483, 63552, 63621, 63688, 63754, 63818, 63882, 63945, 64006, 64066, 64125, 64183, 64239, 64295, 64349, 64402, 64454, 64505, 64554, 64602, 64649, 64695, 64740, 64783, 64826, 64867, 64906, 64945, 64982, 65019, 65054, 65087, 65120, 65151, 65181, 65210, 65238, 65264, 65290, 65314, 65336, 65358, 65378, 65397, 65415, 65432, 65447, 65461, 65474, 65486, 65497, 65506, 65514, 65521, 65526, 65530, 65534, 65535, 65536, 65535, 65534, 65530, 65526, 65521, 65514, 65506, 65497, 65486, 65474, 65461, 65447, 65432, 65415, 65397, 65378, 65358, 65336, 65314, 65290, 65264, 65238, 65210, 65181, 65151, 65120, 65087, 65054, 65019, 64982, 64945, 64906, 64867, 64826, 64783, 64740, 64695, 64649, 64602, 64554, 64505, 64454, 64402, 64349, 64295, 64239, 64183, 64125, 64066, 64006, 63945, 63882, 63818, 63754, 63688, 63621, 63552, 63483, 63412, 63340, 63267, 63193, 63118, 63042, 62964, 62886, 62806, 62725, 62643, 62560, 62475, 62390, 62303, 62216, 62127, 62037, 61946, 61854, 61761, 61667, 61571, 61475, 61378, 61279, 61179, 61079, 60977, 60874, 60770, 60665, 60559, 60452, 60344, 60235, 60125, 60014, 59901, 59788, 59674, 59559, 59442, 59325, 59207, 59088, 58967, 58846, 58724, 58601, 58476, 58351, 58225, 58098, 57970, 57841, 57711, 57580, 57448, 57316, 57182, 57047, 56912, 56776, 56638, 56500, 56361, 56221, 56080, 55938, 55796, 55652, 55508, 55363, 55217, 55070, 54922, 54774, 54624, 54474, 54323, 54171, 54019, 53865, 53711, 53556, 53400, 53243, 53086, 52928, 52769, 52609, 52449, 52288, 52126, 51963, 51800, 51636, 51471, 51306, 51140, 50973, 50805, 50637, 50468, 50299, 50129, 49958, 49786, 49614, 49441, 49268, 49094, 48919, 48744, 48568, 48392, 48215, 48037, 47859, 47680, 47501, 47321, 47141, 46960, 46778, 46596, 46414, 46231, 46047, 45863, 45678, 45493, 45308, 45122, 44935, 44748, 44561, 44373, 44185, 43996, 43807, 43618, 43428, 43237, 43047, 42856, 42664, 42472, 42280, 42087, 41895, 41701, 41508, 41314, 41119, 40925, 40730, 40535, 40339, 40144, 39948, 39751, 39555, 39358, 39161, 38963, 38766, 38568, 38370, 38172, 37973, 37775, 37576, 37377, 37178, 36979, 36779, 36580, 36380, 36180, 35980, 35780, 35579, 35379, 35179, 34978, 34777, 34577, 34376, 34175, 33974, 33773, 33572, 33371, 33170, 32969, 32768, 32567, 32366, 32165, 31964, 31763, 31562, 31361, 31160, 30959, 30759, 30558, 30357, 30157, 29957, 29756, 29556, 29356, 29156, 28956, 28757, 28557, 28358, 28159, 27960, 27761, 27563, 27364, 27166, 26968, 26770, 26573, 26375, 26178, 25981, 25785, 25588, 25392, 25197, 25001, 24806, 24611, 24417, 24222, 24028, 23835, 23641, 23449, 23256, 23064, 22872, 22680, 22489, 22299, 22108, 21918, 21729, 21540, 21351, 21163, 20975, 20788, 20601, 20414, 20228, 20043, 19858, 19673, 19489, 19305, 19122, 18940, 18758, 18576, 18395, 18215, 18035, 17856, 17677, 17499, 17321, 17144, 16968, 16792, 16617, 16442, 16268, 16095, 15922, 15750, 15578, 15407, 15237, 15068, 14899, 14731, 14563, 14396, 14230, 14065, 13900, 13736, 13573, 13410, 13248, 13087, 12927, 12767, 12608, 12450, 12293, 12136, 11980, 11825, 11671, 11517, 11365, 11213, 11062, 10912, 10762, 10614, 10466, 10319, 10173, 10028, 9884, 9740, 9598, 9456, 9315, 9175, 9036, 8898, 8760, 8624, 8489, 8354, 8220, 8088, 7956, 7825, 7695, 7566, 7438, 7311, 7185, 7060, 6935, 6812, 6690, 6569, 6448, 6329, 6211, 6094, 5977, 5862, 5748, 5635, 5522, 5411, 5301, 5192, 5084, 4977, 4871, 4766, 4662, 4559, 4457, 4357, 4257, 4158, 4061, 3965, 3869, 3775, 3682, 3590, 3499, 3409, 3320, 3233, 3146, 3061, 2976, 2893, 2811, 2730, 2650, 2572, 2494, 2418, 2343, 2269, 2196, 2124, 2053, 1984, 1915, 1848, 1782, 1718, 1654, 1591, 1530, 1470, 1411, 1353, 1297, 1241, 1187, 1134, 1082, 1031, 982, 934, 887, 841, 796, 753, 710, 669, 630, 591, 554, 517, 482, 449, 416, 385, 355, 326, 298, 272, 246, 222, 200, 178, 158, 139, 121, 104, 89, 75, 62, 50, 39, 30, 22, 15, 10, 6, 2, 1, 0, 1, 2, 6, 10, 15, 22, 30, 39, 50, 62, 75, 89, 104, 121, 139, 158, 178, 200, 222, 246, 272, 298, 326, 355, 385, 416, 449, 482, 517, 554, 591, 630, 669, 710, 753, 796, 841, 887, 934, 982, 1031, 1082, 1134, 1187, 1241, 1297, 1353, 1411, 1470, 1530, 1591, 1654, 1718, 1782, 1848, 1915, 1984, 2053, 2124, 2196, 2269, 2343, 2418, 2494, 2572, 2650, 2730, 2811, 2893, 2976, 3061, 3146, 3233, 3320, 3409, 3499, 3590, 3682, 3775, 3869, 3965, 4061, 4158, 4257, 4357, 4457, 4559, 4662, 4766, 4871, 4977, 5084, 5192, 5301, 5411, 5522, 5635, 5748, 5862, 5977, 6094, 6211, 6329, 6448, 6569, 6690, 6812, 6935, 7060, 7185, 7311, 7438, 7566, 7695, 7825, 7956, 8088, 8220, 8354, 8489, 8624, 8760, 8898, 9036, 9175, 9315, 9456, 9598, 9740, 9884, 10028, 10173, 10319, 10466, 10614, 10762, 10912, 11062, 11213, 11365, 11517, 11671, 11825, 11980, 12136, 12293, 12450, 12608, 12767, 12927, 13087, 13248, 13410, 13573, 13736, 13900, 14065, 14230, 14396, 14563, 14731, 14899, 15068, 15237, 15407, 15578, 15750, 15922, 16095, 16268, 16442, 16617, 16792, 16968, 17144, 17321, 17499, 17677, 17856, 18035, 18215, 18395, 18576, 18758, 18940, 19122, 19305, 19489, 19673, 19858, 20043, 20228, 20414, 20601, 20788, 20975, 21163, 21351, 21540, 21729, 21918, 22108, 22299, 22489, 22680, 22872, 23064, 23256, 23449, 23641, 23835, 24028, 24222, 24417, 24611, 24806, 25001, 25197, 25392, 25588, 25785, 25981, 26178, 26375, 26573, 26770, 26968, 27166, 27364, 27563, 27761, 27960, 28159, 28358, 28557, 28757, 28956, 29156, 29356, 29556, 29756, 29957, 30157, 30357, 30558, 30759, 30959, 31160, 31361, 31562, 31763, 31964, 32165, 32366, 32567};
//int[] sine2 = {32768, 33170, 33572, 33974, 34376, 34777, 35179, 35579, 35980, 36380, 36779, 37178, 37576, 37973, 38370, 38766, 39161, 39555, 39948, 40339, 40730, 41119, 41508, 41895, 42280, 42664, 43047, 43428, 43807, 44185, 44561, 44935, 45308, 45678, 46047, 46414, 46778, 47141, 47501, 47859, 48215, 48568, 48919, 49268, 49614, 49958, 50299, 50637, 50973, 51306, 51636, 51963, 52288, 52609, 52928, 53243, 53556, 53865, 54171, 54474, 54774, 55070, 55363, 55652, 55938, 56221, 56500, 56776, 57047, 57316, 57580, 57841, 58098, 58351, 58601, 58846, 59088, 59325, 59559, 59788, 60014, 60235, 60452, 60665, 60874, 61079, 61279, 61475, 61667, 61854, 62037, 62216, 62390, 62560, 62725, 62886, 63042, 63193, 63340, 63483, 63621, 63754, 63882, 64006, 64125, 64239, 64349, 64454, 64554, 64649, 64740, 64826, 64906, 64982, 65054, 65120, 65181, 65238, 65290, 65336, 65378, 65415, 65447, 65474, 65497, 65514, 65526, 65534, 65536, 65534, 65526, 65514, 65497, 65474, 65447, 65415, 65378, 65336, 65290, 65238, 65181, 65120, 65054, 64982, 64906, 64826, 64740, 64649, 64554, 64454, 64349, 64239, 64125, 64006, 63882, 63754, 63621, 63483, 63340, 63193, 63042, 62886, 62725, 62560, 62390, 62216, 62037, 61854, 61667, 61475, 61279, 61079, 60874, 60665, 60452, 60235, 60014, 59788, 59559, 59325, 59088, 58846, 58601, 58351, 58098, 57841, 57580, 57316, 57047, 56776, 56500, 56221, 55938, 55652, 55363, 55070, 54774, 54474, 54171, 53865, 53556, 53243, 52928, 52609, 52288, 51963, 51636, 51306, 50973, 50637, 50299, 49958, 49614, 49268, 48919, 48568, 48215, 47859, 47501, 47141, 46778, 46414, 46047, 45678, 45308, 44935, 44561, 44185, 43807, 43428, 43047, 42664, 42280, 41895, 41508, 41119, 40730, 40339, 39948, 39555, 39161, 38766, 38370, 37973, 37576, 37178, 36779, 36380, 35980, 35579, 35179, 34777, 34376, 33974, 33572, 33170, 32768, 32366, 31964, 31562, 31160, 30759, 30357, 29957, 29556, 29156, 28757, 28358, 27960, 27563, 27166, 26770, 26375, 25981, 25588, 25197, 24806, 24417, 24028, 23641, 23256, 22872, 22489, 22108, 21729, 21351, 20975, 20601, 20228, 19858, 19489, 19122, 18758, 18395, 18035, 17677, 17321, 16968, 16617, 16268, 15922, 15578, 15237, 14899, 14563, 14230, 13900, 13573, 13248, 12927, 12608, 12293, 11980, 11671, 11365, 11062, 10762, 10466, 10173, 9884, 9598, 9315, 9036, 8760, 8489, 8220, 7956, 7695, 7438, 7185, 6935, 6690, 6448, 6211, 5977, 5748, 5522, 5301, 5084, 4871, 4662, 4457, 4257, 4061, 3869, 3682, 3499, 3320, 3146, 2976, 2811, 2650, 2494, 2343, 2196, 2053, 1915, 1782, 1654, 1530, 1411, 1297, 1187, 1082, 982, 887, 796, 710, 630, 554, 482, 416, 355, 298, 246, 200, 158, 121, 89, 62, 39, 22, 10, 2, 0, 2, 10, 22, 39, 62, 89, 121, 158, 200, 246, 298, 355, 416, 482, 554, 630, 710, 796, 887, 982, 1082, 1187, 1297, 1411, 1530, 1654, 1782, 1915, 2053, 2196, 2343, 2494, 2650, 2811, 2976, 3146, 3320, 3499, 3682, 3869, 4061, 4257, 4457, 4662, 4871, 5084, 5301, 5522, 5748, 5977, 6211, 6448, 6690, 6935, 7185, 7438, 7695, 7956, 8220, 8489, 8760, 9036, 9315, 9598, 9884, 10173, 10466, 10762, 11062, 11365, 11671, 11980, 12293, 12608, 12927, 13248, 13573, 13900, 14230, 14563, 14899, 15237, 15578, 15922, 16268, 16617, 16968, 17321, 17677, 18035, 18395, 18758, 19122, 19489, 19858, 20228, 20601, 20975, 21351, 21729, 22108, 22489, 22872, 23256, 23641, 24028, 24417, 24806, 25197, 25588, 25981, 26375, 26770, 27166, 27563, 27960, 28358, 28757, 29156, 29556, 29957, 30357, 30759, 31160, 31562, 31964, 32366, 32768, 33572, 34376, 35179, 35980, 36779, 37576, 38370, 39161, 39948, 40730, 41508, 42280, 43047, 43807, 44561, 45308, 46047, 46778, 47501, 48215, 48919, 49614, 50299, 50973, 51636, 52288, 52928, 53556, 54171, 54774, 55363, 55938, 56500, 57047, 57580, 58098, 58601, 59088, 59559, 60014, 60452, 60874, 61279, 61667, 62037, 62390, 62725, 63042, 63340, 63621, 63882, 64125, 64349, 64554, 64740, 64906, 65054, 65181, 65290, 65378, 65447, 65497, 65526, 65536, 65526, 65497, 65447, 65378, 65290, 65181, 65054, 64906, 64740, 64554, 64349, 64125, 63882, 63621, 63340, 63042, 62725, 62390, 62037, 61667, 61279, 60874, 60452, 60014, 59559, 59088, 58601, 58098, 57580, 57047, 56500, 55938, 55363, 54774, 54171, 53556, 52928, 52288, 51636, 50973, 50299, 49614, 48919, 48215, 47501, 46778, 46047, 45308, 44561, 43807, 43047, 42280, 41508, 40730, 39948, 39161, 38370, 37576, 36779, 35980, 35179, 34376, 33572, 32768, 31964, 31160, 30357, 29556, 28757, 27960, 27166, 26375, 25588, 24806, 24028, 23256, 22489, 21729, 20975, 20228, 19489, 18758, 18035, 17321, 16617, 15922, 15237, 14563, 13900, 13248, 12608, 11980, 11365, 10762, 10173, 9598, 9036, 8489, 7956, 7438, 6935, 6448, 5977, 5522, 5084, 4662, 4257, 3869, 3499, 3146, 2811, 2494, 2196, 1915, 1654, 1411, 1187, 982, 796, 630, 482, 355, 246, 158, 89, 39, 10, 0, 10, 39, 89, 158, 246, 355, 482, 630, 796, 982, 1187, 1411, 1654, 1915, 2196, 2494, 2811, 3146, 3499, 3869, 4257, 4662, 5084, 5522, 5977, 6448, 6935, 7438, 7956, 8489, 9036, 9598, 10173, 10762, 11365, 11980, 12608, 13248, 13900, 14563, 15237, 15922, 16617, 17321, 18035, 18758, 19489, 20228, 20975, 21729, 22489, 23256, 24028, 24806, 25588, 26375, 27166, 27960, 28757, 29556, 30357, 31160, 31964, 32768, 33572, 34376, 35179, 35980, 36779, 37576, 38370, 39161, 39948, 40730, 41508, 42280, 43047, 43807, 44561, 45308, 46047, 46778, 47501, 48215, 48919, 49614, 50299, 50973, 51636, 52288, 52928, 53556, 54171, 54774, 55363, 55938, 56500, 57047, 57580, 58098, 58601, 59088, 59559, 60014, 60452, 60874, 61279, 61667, 62037, 62390, 62725, 63042, 63340, 63621, 63882, 64125, 64349, 64554, 64740, 64906, 65054, 65181, 65290, 65378, 65447, 65497, 65526, 65536, 65526, 65497, 65447, 65378, 65290, 65181, 65054, 64906, 64740, 64554, 64349, 64125, 63882, 63621, 63340, 63042, 62725, 62390, 62037, 61667, 61279, 60874, 60452, 60014, 59559, 59088, 58601, 58098, 57580, 57047, 56500, 55938, 55363, 54774, 54171, 53556, 52928, 52288, 51636, 50973, 50299, 49614, 48919, 48215, 47501, 46778, 46047, 45308, 44561, 43807, 43047, 42280, 41508, 40730, 39948, 39161, 38370, 37576, 36779, 35980, 35179, 34376, 33572, 32768, 31964, 31160, 30357, 29556, 28757, 27960, 27166, 26375, 25588, 24806, 24028, 23256, 22489, 21729, 20975, 20228, 19489, 18758, 18035, 17321, 16617, 15922, 15237, 14563, 13900, 13248, 12608, 11980, 11365, 10762, 10173, 9598, 9036, 8489, 7956, 7438, 6935, 6448, 5977, 5522, 5084, 4662, 4257, 3869, 3499, 3146, 2811, 2494, 2196, 1915, 1654, 1411, 1187, 982, 796, 630, 482, 355, 246, 158, 89, 39, 10, 0, 10, 39, 89, 158, 246, 355, 482, 630, 796, 982, 1187, 1411, 1654, 1915, 2196, 2494, 2811, 3146, 3499, 3869, 4257, 4662, 5084, 5522, 5977, 6448, 6935, 7438, 7956, 8489, 9036, 9598, 10173, 10762, 11365, 11980, 12608, 13248, 13900, 14563, 15237, 15922, 16617, 17321, 18035, 18758, 19489, 20228, 20975, 21729, 22489, 23256, 24028, 24806, 25588, 26375, 27166, 27960, 28757, 29556, 30357, 31160, 31964};
//int[] sine3 = {32768, 33571, 34373, 35172, 35967, 36760, 37548, 38332, 39111, 39884, 40652, 41414, 42169, 42916, 43656, 44388, 45112, 45826, 46532, 47228, 47913, 48588, 49252, 49905, 50546, 51175, 51792, 52396, 52987, 53565, 54129, 54679, 55214, 55735, 56241, 56732, 57207, 57667, 58111, 58538, 58949, 59344, 59721, 60082, 60425, 60751, 61059, 61350, 61623, 61877, 62114, 62333, 62533, 62714, 62878, 63023, 63149, 63256, 63345, 63416, 63467, 63501, 63515, 63511, 63488, 63447, 63387, 63309, 63213, 63098, 62966, 62815, 62647, 62461, 62257, 62036, 61798, 61543, 61270, 60982, 60677, 60355, 60018, 59665, 59296, 58912, 58514, 58100, 57672, 57230, 56774, 56305, 55822, 55327, 54819, 54298, 53766, 53223, 52668, 52102, 51526, 50939, 50344, 49738, 49124, 48501, 47870, 47232, 46586, 45933, 45273, 44608, 43936, 43260, 42578, 41892, 41203, 40509, 39812, 39113, 38412, 37708, 37003, 36297, 35591, 34884, 34178, 33472, 32768, 32065, 31364, 30666, 29970, 29278, 28589, 27904, 27224, 26549, 25879, 25215, 24556, 23905, 23260, 22622, 21992, 21369, 20755, 20150, 19554, 18967, 18390, 17822, 17265, 16719, 16184, 15660, 15147, 14646, 14158, 13682, 13218, 12767, 12330, 11905, 11495, 11098, 10715, 10347, 9992, 9653, 9328, 9018, 8723, 8444, 8179, 7931, 7698, 7480, 7279, 7093, 6923, 6769, 6631, 6510, 6404, 6315, 6242, 6185, 6145, 6120, 6112, 6120, 6144, 6184, 6240, 6312, 6400, 6503, 6622, 6757, 6907, 7072, 7252, 7448, 7658, 7883, 8122, 8376, 8644, 8925, 9221, 9530, 9852, 10188, 10536, 10896, 11270, 11655, 12052, 12460, 12880, 13311, 13752, 14204, 14666, 15138, 15619, 16109, 16609, 17117, 17632, 18156, 18688, 19226, 19771, 20323, 20881, 21445, 22014, 22588, 23167, 23750, 24338, 24928, 25522, 26119, 26719, 27320, 27924, 28528, 29134, 29740, 30347, 30953, 31559, 32164, 32768, 33370, 33971, 34569, 35164, 35757, 36346, 36931, 37513, 38090, 38662, 39229, 39791, 40347, 40896, 41440, 41977, 42507, 43029, 43544, 44051, 44550, 45041, 45522, 45995, 46458, 46912, 47356, 47790, 48214, 48628, 49030, 49422, 49802, 50171, 50529, 50875, 51209, 51531, 51841, 52138, 52423, 52695, 52954, 53200, 53434, 53654, 53861, 54054, 54234, 54401, 54554, 54693, 54819, 54931, 55030, 55114, 55185, 55242, 55285, 55315, 55331, 55333, 55321, 55296, 55257, 55205, 55139, 55060, 54968, 54862, 54744, 54612, 54468, 54310, 54141, 53958, 53764, 53557, 53339, 53108, 52866, 52612, 52347, 52071, 51785, 51487, 51179, 50861, 50532, 50194, 49847, 49490, 49124, 48749, 48365, 47974, 47574, 47166, 46751, 46329, 45900, 45464, 45021, 44573, 44119, 43659, 43194, 42724, 42249, 41771, 41288, 40801, 40311, 39818, 39323, 38824, 38324, 37822, 37318, 36813, 36308, 35801, 35295, 34788, 34282, 33776, 33271, 32768, 32266, 31766, 31268, 30773, 30281, 29791, 29305, 28822, 28344, 27870, 27400, 26934, 26474, 26019, 25570, 25127, 24689, 24258, 23833, 23415, 23005, 22601, 22205, 21817, 21436, 21064, 20700, 20344, 19997, 19659, 19330, 19011, 18700, 18399, 18108, 17827, 17556, 17295, 17044, 16804, 16574, 16355, 16146, 15948, 15761, 15585, 15420, 15266, 15123, 14992, 14871, 14762, 14664, 14578, 14503, 14439, 14387, 14346, 14316, 14297, 14290, 14294, 14310, 14336, 14374, 14422, 14482, 14552, 14633, 14725, 14828, 14941, 15065, 15199, 15343, 15497, 15661, 15835, 16019, 16212, 16415, 16626, 16847, 17077, 17315, 17562, 17817, 18081, 18352, 18632, 18918, 19212, 19514, 19822, 20137, 20459, 20787, 21120, 21460, 21806, 22156, 22512, 22873, 23239, 23609, 23983, 24361, 24743, 25128, 25517, 25908, 26302, 26699, 27097, 27498, 27901, 28304, 28709, 29115, 29522, 29929, 30336, 30743, 31150, 31556, 31961, 32365, 32768, 33169, 33569, 33966, 34361, 34754, 35144, 35531, 35914, 36295, 36671, 37044, 37413, 37777, 38137, 38492, 38842, 39187, 39527, 39861, 40190, 40512, 40829, 41140, 41444, 41741, 42032, 42316, 42593, 42863, 43126, 43381, 43629, 43869, 44102, 44326, 44542, 44751, 44951, 45143, 45327, 45502, 45668, 45826, 45976, 46116, 46248, 46371, 46486, 46591, 46688, 46775, 46854, 46924, 46985, 47037, 47080, 47114, 47139, 47155, 47162, 47161, 47151, 47132, 47104, 47068, 47023, 46969, 46908, 46837, 46759, 46672, 46577, 46475, 46364, 46245, 46119, 45985, 45844, 45696, 45540, 45377, 45207, 45030, 44847, 44657, 44461, 44258, 44049, 43835, 43615, 43389, 43157, 42921, 42679, 42432, 42181, 41925, 41665, 41400, 41132, 40860, 40584, 40304, 40022, 39736, 39447, 39156, 38862, 38566, 38268, 37968, 37666, 37363, 37059, 36753, 36446, 36139, 35831, 35523, 35215, 34907, 34599, 34292, 33985, 33679, 33374, 33070, 32768, 32467, 32168, 31871, 31576, 31283, 30993, 30706, 30421, 30139, 29860, 29585, 29312, 29044, 28779, 28518, 28262, 28009, 27760, 27517, 27277, 27042, 26813, 26588, 26368, 26153, 25944, 25740, 25541, 25348, 25161, 24979, 24803, 24633, 24469, 24311, 24160, 24014, 23875, 23742, 23615, 23495, 23381, 23274, 23173, 23078, 22990, 22909, 22834, 22766, 22705, 22650, 22601, 22560, 22524, 22496, 22474, 22458, 22449, 22446, 22450, 22460, 22476, 22499, 22528, 22563, 22604, 22651, 22705, 22764, 22829, 22899, 22976, 23058, 23145, 23238, 23336, 23440, 23548, 23662, 23780, 23904, 24032, 24164, 24302, 24443, 24589, 24739, 24892, 25050, 25211, 25376, 25545, 25717, 25892, 26070, 26251, 26435, 26622, 26811, 27003, 27196, 27392, 27590, 27790, 27992, 28195, 28399, 28605, 28811, 29019, 29228, 29437, 29647, 29857, 30068, 30279, 30489, 30700, 30910, 31120, 31329, 31538, 31746, 31952, 32158, 32363, 32566, 32768, 32968, 33167, 33364, 33558, 33751, 33942, 34130, 34316, 34500, 34681, 34859, 35035, 35207, 35377, 35544, 35707, 35867, 36024, 36178, 36328, 36475, 36618, 36757, 36893, 37024, 37152, 37276, 37397, 37513, 37625, 37733, 37837, 37936, 38032, 38123, 38210, 38293, 38371, 38445, 38515, 38581, 38642, 38699, 38751, 38799, 38843, 38882, 38917, 38948, 38975, 38997, 39015, 39029, 39038, 39044, 39045, 39042, 39035, 39025, 39010, 38991, 38969, 38942, 38912, 38878, 38841, 38800, 38755, 38707, 38656, 38601, 38543, 38482, 38417, 38350, 38280, 38207, 38131, 38052, 37971, 37888, 37801, 37713, 37622, 37529, 37434, 37337, 37238, 37137, 37035, 36930, 36825, 36718, 36609, 36499, 36388, 36276, 36163, 36050, 35935, 35820, 35704, 35587, 35470, 35353, 35236, 35118, 35001, 34883, 34766, 34648, 34531, 34415, 34299, 34183, 34068, 33954, 33841, 33729, 33617, 33507, 33397, 33289, 33182, 33076, 32972, 32869, 32768, 32668, 32570, 32474, 32379, 32286, 32195, 32106, 32019, 31934, 31851, 31769, 31690, 31614, 31539, 31467, 31396, 31329, 31263, 31200, 31139, 31080, 31024, 30970, 30919, 30870, 30824, 30780, 30738, 30699, 30662, 30628, 30596, 30566, 30539, 30515, 30492, 30472, 30455, 30440, 30427, 30416, 30408, 30401, 30397, 30396, 30396, 30398, 30403, 30409, 30418, 30428, 30441, 30455, 30471, 30489, 30508, 30529, 30552, 30577, 30602, 30630, 30659, 30689, 30720, 30753, 30786, 30821, 30857, 30894, 30932, 30971, 31010, 31051, 31092, 31133, 31176, 31218, 31262, 31305, 31349, 31393, 31437, 31482, 31526, 31571, 31615, 31660, 31704, 31748, 31791, 31835, 31877, 31920, 31962, 32003, 32044, 32084, 32123, 32162, 32200, 32236, 32272, 32307, 32341, 32374, 32406, 32437, 32466, 32495, 32522, 32548, 32572, 32595, 32617, 32638, 32657, 32674, 32690, 32705, 32718, 32730, 32740, 32748, 32755, 32761, 32765, 32767};
//int[] sine4 = {32768, 34373, 35967, 37548, 39111, 40652, 42169, 43656, 45112, 46532, 47913, 49252, 50546, 51792, 52987, 54129, 55214, 56241, 57207, 58111, 58949, 59721, 60425, 61059, 61623, 62114, 62533, 62878, 63149, 63345, 63467, 63515, 63488, 63387, 63213, 62966, 62647, 62257, 61798, 61270, 60677, 60018, 59296, 58514, 57672, 56774, 55822, 54819, 53766, 52668, 51526, 50344, 49124, 47870, 46586, 45273, 43936, 42578, 41203, 39812, 38412, 37003, 35591, 34178, 32768, 31364, 29970, 28589, 27224, 25879, 24556, 23260, 21992, 20755, 19554, 18390, 17265, 16184, 15147, 14158, 13218, 12330, 11495, 10715, 9992, 9328, 8723, 8179, 7698, 7279, 6923, 6631, 6404, 6242, 6145, 6112, 6144, 6240, 6400, 6622, 6907, 7252, 7658, 8122, 8644, 9221, 9852, 10536, 11270, 12052, 12880, 13752, 14666, 15619, 16609, 17632, 18688, 19771, 20881, 22014, 23167, 24338, 25522, 26719, 27924, 29134, 30347, 31559, 32768, 33971, 35164, 36346, 37513, 38662, 39791, 40896, 41977, 43029, 44051, 45041, 45995, 46912, 47790, 48628, 49422, 50171, 50875, 51531, 52138, 52695, 53200, 53654, 54054, 54401, 54693, 54931, 55114, 55242, 55315, 55333, 55296, 55205, 55060, 54862, 54612, 54310, 53958, 53557, 53108, 52612, 52071, 51487, 50861, 50194, 49490, 48749, 47974, 47166, 46329, 45464, 44573, 43659, 42724, 41771, 40801, 39818, 38824, 37822, 36813, 35801, 34788, 33776, 32768, 31766, 30773, 29791, 28822, 27870, 26934, 26019, 25127, 24258, 23415, 22601, 21817, 21064, 20344, 19659, 19011, 18399, 17827, 17295, 16804, 16355, 15948, 15585, 15266, 14992, 14762, 14578, 14439, 14346, 14297, 14294, 14336, 14422, 14552, 14725, 14941, 15199, 15497, 15835, 16212, 16626, 17077, 17562, 18081, 18632, 19212, 19822, 20459, 21120, 21806, 22512, 23239, 23983, 24743, 25517, 26302, 27097, 27901, 28709, 29522, 30336, 31150, 31961, 32768, 33569, 34361, 35144, 35914, 36671, 37413, 38137, 38842, 39527, 40190, 40829, 41444, 42032, 42593, 43126, 43629, 44102, 44542, 44951, 45327, 45668, 45976, 46248, 46486, 46688, 46854, 46985, 47080, 47139, 47162, 47151, 47104, 47023, 46908, 46759, 46577, 46364, 46119, 45844, 45540, 45207, 44847, 44461, 44049, 43615, 43157, 42679, 42181, 41665, 41132, 40584, 40022, 39447, 38862, 38268, 37666, 37059, 36446, 35831, 35215, 34599, 33985, 33374, 32768, 32168, 31576, 30993, 30421, 29860, 29312, 28779, 28262, 27760, 27277, 26813, 26368, 25944, 25541, 25161, 24803, 24469, 24160, 23875, 23615, 23381, 23173, 22990, 22834, 22705, 22601, 22524, 22474, 22449, 22450, 22476, 22528, 22604, 22705, 22829, 22976, 23145, 23336, 23548, 23780, 24032, 24302, 24589, 24892, 25211, 25545, 25892, 26251, 26622, 27003, 27392, 27790, 28195, 28605, 29019, 29437, 29857, 30279, 30700, 31120, 31538, 31952, 32363, 32768, 33167, 33558, 33942, 34316, 34681, 35035, 35377, 35707, 36024, 36328, 36618, 36893, 37152, 37397, 37625, 37837, 38032, 38210, 38371, 38515, 38642, 38751, 38843, 38917, 38975, 39015, 39038, 39045, 39035, 39010, 38969, 38912, 38841, 38755, 38656, 38543, 38417, 38280, 38131, 37971, 37801, 37622, 37434, 37238, 37035, 36825, 36609, 36388, 36163, 35935, 35704, 35470, 35236, 35001, 34766, 34531, 34299, 34068, 33841, 33617, 33397, 33182, 32972, 32768, 32570, 32379, 32195, 32019, 31851, 31690, 31539, 31396, 31263, 31139, 31024, 30919, 30824, 30738, 30662, 30596, 30539, 30492, 30455, 30427, 30408, 30397, 30396, 30403, 30418, 30441, 30471, 30508, 30552, 30602, 30659, 30720, 30786, 30857, 30932, 31010, 31092, 31176, 31262, 31349, 31437, 31526, 31615, 31704, 31791, 31877, 31962, 32044, 32123, 32200, 32272, 32341, 32406, 32466, 32522, 32572, 32617, 32657, 32690, 32718, 32740, 32755, 32765, 32765, 32755, 32740, 32718, 32690, 32657, 32617, 32572, 32522, 32466, 32406, 32341, 32272, 32200, 32123, 32044, 31962, 31877, 31791, 31704, 31615, 31526, 31437, 31349, 31262, 31176, 31092, 31010, 30932, 30857, 30786, 30720, 30659, 30602, 30552, 30508, 30471, 30441, 30418, 30403, 30396, 30397, 30408, 30427, 30455, 30492, 30539, 30596, 30662, 30738, 30824, 30919, 31024, 31139, 31263, 31396, 31539, 31690, 31851, 32019, 32195, 32379, 32570, 32768, 32972, 33182, 33397, 33617, 33841, 34068, 34299, 34531, 34766, 35001, 35236, 35470, 35704, 35935, 36163, 36388, 36609, 36825, 37035, 37238, 37434, 37622, 37801, 37971, 38131, 38280, 38417, 38543, 38656, 38755, 38841, 38912, 38969, 39010, 39035, 39045, 39038, 39015, 38975, 38917, 38843, 38751, 38642, 38515, 38371, 38210, 38032, 37837, 37625, 37397, 37152, 36893, 36618, 36328, 36024, 35707, 35377, 35035, 34681, 34316, 33942, 33558, 33167, 32768, 32363, 31952, 31538, 31120, 30700, 30279, 29857, 29437, 29019, 28605, 28195, 27790, 27392, 27003, 26622, 26251, 25892, 25545, 25211, 24892, 24589, 24302, 24032, 23780, 23548, 23336, 23145, 22976, 22829, 22705, 22604, 22528, 22476, 22450, 22449, 22474, 22524, 22601, 22705, 22834, 22990, 23173, 23381, 23615, 23875, 24160, 24469, 24803, 25161, 25541, 25944, 26368, 26813, 27277, 27760, 28262, 28779, 29312, 29860, 30421, 30993, 31576, 32168, 32768, 33374, 33985, 34599, 35215, 35831, 36446, 37059, 37666, 38268, 38862, 39447, 40022, 40584, 41132, 41665, 42181, 42679, 43157, 43615, 44049, 44461, 44847, 45207, 45540, 45844, 46119, 46364, 46577, 46759, 46908, 47023, 47104, 47151, 47162, 47139, 47080, 46985, 46854, 46688, 46486, 46248, 45976, 45668, 45327, 44951, 44542, 44102, 43629, 43126, 42593, 42032, 41444, 40829, 40190, 39527, 38842, 38137, 37413, 36671, 35914, 35144, 34361, 33569, 32768, 31961, 31150, 30336, 29522, 28709, 27901, 27097, 26302, 25517, 24743, 23983, 23239, 22512, 21806, 21120, 20459, 19822, 19212, 18632, 18081, 17562, 17077, 16626, 16212, 15835, 15497, 15199, 14941, 14725, 14552, 14422, 14336, 14294, 14297, 14346, 14439, 14578, 14762, 14992, 15266, 15585, 15948, 16355, 16804, 17295, 17827, 18399, 19011, 19659, 20344, 21064, 21817, 22601, 23415, 24258, 25127, 26019, 26934, 27870, 28822, 29791, 30773, 31766, 32768, 33776, 34788, 35801, 36813, 37822, 38824, 39818, 40801, 41771, 42724, 43659, 44573, 45464, 46329, 47166, 47974, 48749, 49490, 50194, 50861, 51487, 52071, 52612, 53108, 53557, 53958, 54310, 54612, 54862, 55060, 55205, 55296, 55333, 55315, 55242, 55114, 54931, 54693, 54401, 54054, 53654, 53200, 52695, 52138, 51531, 50875, 50171, 49422, 48628, 47790, 46912, 45995, 45041, 44051, 43029, 41977, 40896, 39791, 38662, 37513, 36346, 35164, 33971, 32768, 31559, 30347, 29134, 27924, 26719, 25522, 24338, 23167, 22014, 20881, 19771, 18688, 17632, 16609, 15619, 14666, 13752, 12880, 12052, 11270, 10536, 9852, 9221, 8644, 8122, 7658, 7252, 6907, 6622, 6400, 6240, 6144, 6112, 6145, 6242, 6404, 6631, 6923, 7279, 7698, 8179, 8723, 9328, 9992, 10715, 11495, 12330, 13218, 14158, 15147, 16184, 17265, 18390, 19554, 20755, 21992, 23260, 24556, 25879, 27224, 28589, 29970, 31364, 32768, 34178, 35591, 37003, 38412, 39812, 41203, 42578, 43936, 45273, 46586, 47870, 49124, 50344, 51526, 52668, 53766, 54819, 55822, 56774, 57672, 58514, 59296, 60018, 60677, 61270, 61798, 62257, 62647, 62966, 63213, 63387, 63488, 63515, 63467, 63345, 63149, 62878, 62533, 62114, 61623, 61059, 60425, 59721, 58949, 58111, 57207, 56241, 55214, 54129, 52987, 51792, 50546, 49252, 47913, 46532, 45112, 43656, 42169, 40652, 39111, 37548, 35967, 34373, 32768}; 

//int[] pulse1 = {65535, 65535, 65535, 65535, 65535, 65535, 65535, 65535, 65535, 65535, 65535, 65535, 65535, 65535, 65535, 65535, 65535, 65535, 65535, 65535, 65535, 65535, 65535, 65535, 65535, 65535, 65535, 65535, 65535, 65535, 65535, 65535, 65535, 65535, 65535, 65535, 65535, 65535, 65535, 65535, 65535, 65535, 65535, 65535, 65535, 65535, 65535, 65535, 65535, 65535, 65535, 65535, 65535, 65535, 65535, 65535, 65535, 65535, 65535, 65535, 65535, 65535, 65535, 65535, 65535, 65535, 65535, 65535, 65535, 65535, 65535, 65535, 65535, 65535, 65535, 65535, 65535, 65535, 65535, 65535, 65535, 65535, 65535, 65535, 65535, 65535, 65535, 65535, 65535, 65535, 65535, 65535, 65535, 65535, 65535, 65535, 65535, 65535, 65535, 65535, 65535, 65535, 65535, 65535, 65535, 65535, 65535, 65535, 65535, 65535, 65535, 65535, 65535, 65535, 65535, 65535, 65535, 65535, 65535, 65535, 65535, 65535, 65535, 65535, 65535, 65535, 65535, 65535, 65535, 65535, 65535, 65535, 65535, 65535, 65535, 65535, 65535, 65535, 65535, 65535, 65535, 65535, 65535, 65535, 65535, 65535, 65535, 65535, 65535, 65535, 65535, 65535, 65535, 65535, 65535, 65535, 65535, 65535, 65535, 65535, 65535, 65535, 65535, 65535, 65535, 65535, 65535, 65535, 65535, 65535, 65535, 65535, 65535, 65535, 65535, 65535, 65535, 65535, 65535, 65535, 65535, 65535, 65535, 65535, 65535, 65535, 65535, 65535, 65535, 65535, 65535, 65535, 65535, 65535, 65535, 65535, 65535, 65535, 65535, 65535, 65535, 65535, 65535, 65535, 65535, 65535, 65535, 65535, 65535, 65535, 65535, 65535, 65535, 65535, 65535, 65535, 65535, 65535, 65535, 65535, 65535, 65535, 65535, 65535, 65535, 65535, 65535, 65535, 65535, 65535, 65535, 65535, 65535, 65535, 65535, 65535, 65535, 65535, 65535, 65535, 65535, 65535, 65535, 65535, 65535, 65535, 65535, 65535, 65535, 65535, 65535, 65535, 65535, 65535, 65535, 65535, 0, 0, 0, 0, 0, 0, 0, 0, 0, 0, 0, 0, 0, 0, 0, 0, 0, 0, 0, 0, 0, 0, 0, 0, 0, 0, 0, 0, 0, 0, 0, 0, 0, 0, 0, 0, 0, 0, 0, 0, 0, 0, 0, 0, 0, 0, 0, 0, 0, 0, 0, 0, 0, 0, 0, 0, 0, 0, 0, 0, 0, 0, 0, 0, 0, 0, 0, 0, 0, 0, 0, 0, 0, 0, 0, 0, 0, 0, 0, 0, 0, 0, 0, 0, 0, 0, 0, 0, 0, 0, 0, 0, 0, 0, 0, 0, 0, 0, 0, 0, 0, 0, 0, 0, 0, 0, 0, 0, 0, 0, 0, 0, 0, 0, 0, 0, 0, 0, 0, 0, 0, 0, 0, 0, 0, 0, 0, 0, 0, 0, 0, 0, 0, 0, 0, 0, 0, 0, 0, 0, 0, 0, 0, 0, 0, 0, 0, 0, 0, 0, 0, 0, 0, 0, 0, 0, 0, 0, 0, 0, 0, 0, 0, 0, 0, 0, 0, 0, 0, 0, 0, 0, 0, 0, 0, 0, 0, 0, 0, 0, 0, 0, 0, 0, 0, 0, 0, 0, 0, 0, 0, 0, 0, 0, 0, 0, 0, 0, 0, 0, 0, 0, 0, 0, 0, 0, 0, 0, 0, 0, 0, 0, 0, 0, 0, 0, 0, 0, 0, 0, 0, 0, 0, 0, 0, 0, 0, 0, 0, 0, 0, 0, 0, 0, 0, 0, 0, 0, 0, 0, 0, 0, 0, 0, 0, 0, 0, 0, 0, 0, 0, 0, 0, 0, 0, 0, 32768, 32768, 32768, 32768, 32768, 32768, 32768, 32768, 32768, 32768, 32768, 32768, 32768, 32768, 32768, 32768, 32768, 32768, 32768, 32768, 32768, 32768, 32768, 32768, 32768, 32768, 32768, 32768, 32768, 32768, 32768, 32768, 32768, 32768, 32768, 32768, 32768, 32768, 32768, 32768, 32768, 32768, 32768, 32768, 32768, 32768, 32768, 32768, 32768, 32768, 32768, 32768, 32768, 32768, 32768, 32768, 32768, 32768, 32768, 32768, 32768, 32768, 32768, 32768, 32768, 32768, 32768, 32768, 32768, 32768, 32768, 32768, 32768, 32768, 32768, 32768, 32768, 32768, 32768, 32768, 32768, 32768, 32768, 32768, 32768, 32768, 32768, 32768, 32768, 32768, 32768, 32768, 32768, 32768, 32768, 32768, 32768, 32768, 32768, 32768, 32768, 32768, 32768, 32768, 32768, 32768, 32768, 32768, 32768, 32768, 32768, 32768, 32768, 32768, 32768, 32768, 32768, 32768, 32768, 32768, 32768, 32768, 32768, 32768, 32768, 32768, 32768, 32768, 32768, 32768, 32768, 32768, 32768, 32768, 32768, 32768, 32768, 32768, 32768, 32768, 32768, 32768, 32768, 32768, 32768, 32768, 32768, 32768, 32768, 32768, 32768, 32768, 32768, 32768, 32768, 32768, 32768, 32768, 32768, 32768, 32768, 32768, 32768, 32768, 32768, 32768, 32768, 32768, 32768, 32768, 32768, 32768, 32768, 32768, 32768, 32768, 32768, 32768, 32768, 32768, 32768, 32768, 32768, 32768, 32768, 32768, 32768, 32768, 32768, 32768, 32768, 32768, 32768, 32768, 32768, 32768, 32768, 32768, 32768, 32768, 32768, 32768, 32768, 32768, 32768, 32768, 32768, 32768, 32768, 32768, 32768, 32768, 32768, 32768, 32768, 32768, 32768, 32768, 32768, 32768, 32768, 32768, 32768, 32768, 32768, 32768, 32768, 32768, 32768, 32768, 32768, 32768, 32768, 32768, 32768, 32768, 32768, 32768, 32768, 32768, 32768, 32768, 32768, 32768, 32768, 32768, 32768, 32768, 32768, 32768, 32768, 32768, 32768, 32768, 32768, 32768, 0, 0, 0, 0, 0, 0, 0, 0, 0, 0, 0, 0, 0, 0, 0, 0, 0, 0, 0, 0, 0, 0, 0, 0, 0, 0, 0, 0, 0, 0, 0, 0, 0, 0, 0, 0, 0, 0, 0, 0, 0, 0, 0, 0, 0, 0, 0, 0, 0, 0, 0, 0, 0, 0, 0, 0, 0, 0, 0, 0, 0, 0, 0, 0, 0, 0, 0, 0, 0, 0, 0, 0, 0, 0, 0, 0, 0, 0, 0, 0, 0, 0, 0, 0, 0, 0, 0, 0, 0, 0, 0, 0, 0, 0, 0, 0, 0, 0, 0, 0, 0, 0, 0, 0, 0, 0, 0, 0, 0, 0, 0, 0, 0, 0, 0, 0, 0, 0, 0, 0, 0, 0, 0, 0, 0, 0, 0, 0, 0, 0, 0, 0, 0, 0, 0, 0, 0, 0, 0, 0, 0, 0, 0, 0, 0, 0, 0, 0, 0, 0, 0, 0, 0, 0, 0, 0, 0, 0, 0, 0, 0, 0, 0, 0, 0, 0, 0, 0, 0, 0, 0, 0, 0, 0, 0, 0, 0, 0, 0, 0, 0, 0, 0, 0, 0, 0, 0, 0, 0, 0, 0, 0, 0, 0, 0, 0, 0, 0, 0, 0, 0, 0, 0, 0, 0, 0, 0, 0, 0, 0, 0, 0, 0, 0, 0, 0, 0, 0, 0, 0, 0, 0, 0, 0, 0, 0, 0, 0, 0, 0, 0, 0, 0, 0, 0, 0, 0, 0, 0, 0, 0, 0, 0, 0, 0, 0, 0, 0, 0, 0, 0, 0, 0, 0, 0, 0};
//int[] pulse2 = {65500, 65500, 65500, 65500, 65500, 65500, 65500, 65500, 65500, 65500, 65500, 65500, 65500, 65500, 65500, 65500, 65500, 65500, 65500, 65500, 65500, 65500, 65500, 65500, 65500, 65500, 65500, 65500, 65500, 65500, 65500, 65500, 65500, 65500, 65500, 65500, 65500, 65500, 65500, 65500, 65500, 65500, 65500, 65500, 65500, 65500, 65500, 65500, 65500, 65500, 65500, 65500, 65500, 65500, 65500, 65500, 65500, 65500, 65500, 65500, 65500, 65500, 65500, 65500, 65500, 65500, 65500, 65500, 65500, 65500, 65500, 65500, 65500, 65500, 65500, 65500, 65500, 65500, 65500, 65500, 65500, 65500, 65500, 65500, 65500, 65500, 65500, 65500, 65500, 65500, 65500, 65500, 65500, 65500, 65500, 65500, 65500, 65500, 65500, 65500, 65500, 65500, 0, 0, 0, 0, 0, 0, 0, 0, 0, 0, 0, 0, 0, 0, 0, 0, 0, 0, 0, 0, 0, 0, 0, 0, 0, 0, 0, 0, 0, 0, 0, 0, 0, 0, 0, 0, 0, 0, 0, 0, 0, 0, 0, 0, 0, 0, 0, 0, 0, 0, 0, 0, 0, 0, 0, 0, 0, 0, 0, 0, 0, 0, 0, 0, 0, 0, 0, 0, 0, 0, 0, 0, 0, 0, 0, 0, 0, 0, 0, 0, 0, 0, 0, 0, 0, 0, 0, 0, 0, 0, 0, 0, 0, 0, 0, 0, 0, 0, 0, 0, 0, 0, 52400, 52400, 52400, 52400, 52400, 52400, 52400, 52400, 52400, 52400, 52400, 52400, 52400, 52400, 52400, 52400, 52400, 52400, 52400, 52400, 52400, 52400, 52400, 52400, 52400, 52400, 52400, 52400, 52400, 52400, 52400, 52400, 52400, 52400, 52400, 52400, 52400, 52400, 52400, 52400, 52400, 52400, 52400, 52400, 52400, 52400, 52400, 52400, 52400, 52400, 52400, 52400, 52400, 52400, 52400, 52400, 52400, 52400, 52400, 52400, 52400, 52400, 52400, 52400, 52400, 52400, 52400, 52400, 52400, 52400, 52400, 52400, 52400, 52400, 52400, 52400, 52400, 52400, 52400, 52400, 52400, 52400, 52400, 52400, 52400, 52400, 52400, 52400, 52400, 52400, 52400, 52400, 52400, 52400, 52400, 52400, 52400, 52400, 52400, 52400, 52400, 52400, 0, 0, 0, 0, 0, 0, 0, 0, 0, 0, 0, 0, 0, 0, 0, 0, 0, 0, 0, 0, 0, 0, 0, 0, 0, 0, 0, 0, 0, 0, 0, 0, 0, 0, 0, 0, 0, 0, 0, 0, 0, 0, 0, 0, 0, 0, 0, 0, 0, 0, 0, 0, 0, 0, 0, 0, 0, 0, 0, 0, 0, 0, 0, 0, 0, 0, 0, 0, 0, 0, 0, 0, 0, 0, 0, 0, 0, 0, 0, 0, 0, 0, 0, 0, 0, 0, 0, 0, 0, 0, 0, 0, 0, 0, 0, 0, 0, 0, 0, 0, 0, 0, 39300, 39300, 39300, 39300, 39300, 39300, 39300, 39300, 39300, 39300, 39300, 39300, 39300, 39300, 39300, 39300, 39300, 39300, 39300, 39300, 39300, 39300, 39300, 39300, 39300, 39300, 39300, 39300, 39300, 39300, 39300, 39300, 39300, 39300, 39300, 39300, 39300, 39300, 39300, 39300, 39300, 39300, 39300, 39300, 39300, 39300, 39300, 39300, 39300, 39300, 39300, 39300, 39300, 39300, 39300, 39300, 39300, 39300, 39300, 39300, 39300, 39300, 39300, 39300, 39300, 39300, 39300, 39300, 39300, 39300, 39300, 39300, 39300, 39300, 39300, 39300, 39300, 39300, 39300, 39300, 39300, 39300, 39300, 39300, 39300, 39300, 39300, 39300, 39300, 39300, 39300, 39300, 39300, 39300, 39300, 39300, 39300, 39300, 39300, 39300, 39300, 39300, 0, 0, 0, 0, 0, 0, 0, 0, 0, 0, 0, 0, 0, 0, 0, 0, 0, 0, 0, 0, 0, 0, 0, 0, 0, 0, 0, 0, 0, 0, 0, 0, 0, 0, 0, 0, 0, 0, 0, 0, 0, 0, 0, 0, 0, 0, 0, 0, 0, 0, 0, 0, 0, 0, 0, 0, 0, 0, 0, 0, 0, 0, 0, 0, 0, 0, 0, 0, 0, 0, 0, 0, 0, 0, 0, 0, 0, 0, 0, 0, 0, 0, 0, 0, 0, 0, 0, 0, 0, 0, 0, 0, 0, 0, 0, 0, 0, 0, 0, 0, 0, 0, 26200, 26200, 26200, 26200, 26200, 26200, 26200, 26200, 26200, 26200, 26200, 26200, 26200, 26200, 26200, 26200, 26200, 26200, 26200, 26200, 26200, 26200, 26200, 26200, 26200, 26200, 26200, 26200, 26200, 26200, 26200, 26200, 26200, 26200, 26200, 26200, 26200, 26200, 26200, 26200, 26200, 26200, 26200, 26200, 26200, 26200, 26200, 26200, 26200, 26200, 26200, 26200, 26200, 26200, 26200, 26200, 26200, 26200, 26200, 26200, 26200, 26200, 26200, 26200, 26200, 26200, 26200, 26200, 26200, 26200, 26200, 26200, 26200, 26200, 26200, 26200, 26200, 26200, 26200, 26200, 26200, 26200, 26200, 26200, 26200, 26200, 26200, 26200, 26200, 26200, 26200, 26200, 26200, 26200, 26200, 26200, 26200, 26200, 26200, 26200, 26200, 26200, 0, 0, 0, 0, 0, 0, 0, 0, 0, 0, 0, 0, 0, 0, 0, 0, 0, 0, 0, 0, 0, 0, 0, 0, 0, 0, 0, 0, 0, 0, 0, 0, 0, 0, 0, 0, 0, 0, 0, 0, 0, 0, 0, 0, 0, 0, 0, 0, 0, 0, 0, 0, 0, 0, 0, 0, 0, 0, 0, 0, 0, 0, 0, 0, 0, 0, 0, 0, 0, 0, 0, 0, 0, 0, 0, 0, 0, 0, 0, 0, 0, 0, 0, 0, 0, 0, 0, 0, 0, 0, 0, 0, 0, 0, 0, 0, 0, 0, 0, 0, 0, 0, 13100, 13100, 13100, 13100, 13100, 13100, 13100, 13100, 13100, 13100, 13100, 13100, 13100, 13100, 13100, 13100, 13100, 13100, 13100, 13100, 13100, 13100, 13100, 13100, 13100, 13100, 13100, 13100, 13100, 13100, 13100, 13100, 13100, 13100, 13100, 13100, 13100, 13100, 13100, 13100, 13100, 13100, 13100, 13100, 13100, 13100, 13100, 13100, 13100, 13100, 13100, 13100, 13100, 13100, 13100, 13100, 13100, 13100, 13100, 13100, 13100, 13100, 13100, 13100, 13100, 13100, 13100, 13100, 13100, 13100, 13100, 13100, 13100, 13100, 13100, 13100, 13100, 13100, 13100, 13100, 13100, 13100, 13100, 13100, 13100, 13100, 13100, 13100, 13100, 13100, 13100, 13100, 13100, 13100, 13100, 13100, 13100, 13100, 13100, 13100, 13100, 13100, 0, 0, 0, 0, 0, 0, 0, 0, 0, 0, 0, 0, 0, 0, 0, 0, 0, 0, 0, 0, 0, 0, 0, 0, 0, 0, 0, 0, 0, 0, 0, 0, 0, 0, 0, 0, 0, 0, 0, 0, 0, 0, 0, 0, 0, 0, 0, 0, 0, 0, 0, 0, 0, 0, 0, 0, 0, 0, 0, 0, 0, 0, 0, 0, 0, 0, 0, 0, 0, 0, 0, 0, 0, 0, 0, 0, 0, 0, 0, 0, 0, 0, 0, 0, 0, 0, 0, 0, 0, 0, 0, 0, 0, 0, 0, 0, 0, 0, 0, 0, 0, 0, 0, 0, 0, 0};
//int[] pulse3 = {65536, 65536, 65536, 65536, 65536, 65536, 65536, 65536, 65536, 65536, 65536, 65536, 65536, 65536, 65536, 65536, 65536, 65536, 65536, 65536, 65536, 65536, 65536, 65536, 65536, 65536, 65536, 65536, 65536, 65536, 65536, 65536, 65536, 65536, 65536, 65536, 65536, 65536, 65536, 65536, 65536, 65536, 65536, 65536, 65536, 65536, 65536, 65536, 65536, 65536, 65536, 65536, 65536, 65536, 65536, 65536, 65536, 65536, 65536, 65536, 65536, 65536, 65536, 65536, 65536, 65536, 65536, 65536, 65536, 65536, 65536, 65536, 65536, 65536, 65536, 65536, 65536, 65536, 65536, 65536, 65536, 65536, 65536, 65536, 65536, 65536, 65536, 65536, 65536, 65536, 65536, 65536, 65536, 65536, 65536, 65536, 65536, 65536, 65536, 65536, 65536, 65536, 65536, 65536, 65536, 65536, 65536, 65536, 65536, 65536, 65536, 65536, 65536, 65536, 65536, 65536, 65536, 65536, 65536, 65536, 65536, 65536, 65536, 65536, 65536, 65536, 65536, 65536, 0, 0, 0, 0, 0, 0, 0, 0, 0, 0, 0, 0, 0, 0, 0, 0, 0, 0, 0, 0, 0, 0, 0, 0, 0, 0, 0, 0, 0, 0, 0, 0, 0, 0, 0, 0, 0, 0, 0, 0, 0, 0, 0, 0, 0, 0, 0, 0, 0, 0, 0, 0, 0, 0, 0, 0, 0, 0, 0, 0, 0, 0, 0, 0, 0, 0, 0, 0, 0, 0, 0, 0, 0, 0, 0, 0, 0, 0, 0, 0, 0, 0, 0, 0, 0, 0, 0, 0, 0, 0, 0, 0, 0, 0, 0, 0, 0, 0, 0, 0, 0, 0, 0, 0, 0, 0, 0, 0, 0, 0, 0, 0, 0, 0, 0, 0, 0, 0, 0, 0, 0, 0, 0, 0, 0, 0, 0, 0, 49152, 49152, 49152, 49152, 49152, 49152, 49152, 49152, 49152, 49152, 49152, 49152, 49152, 49152, 49152, 49152, 49152, 49152, 49152, 49152, 49152, 49152, 49152, 49152, 49152, 49152, 49152, 49152, 49152, 49152, 49152, 49152, 49152, 49152, 49152, 49152, 49152, 49152, 49152, 49152, 49152, 49152, 49152, 49152, 49152, 49152, 49152, 49152, 49152, 49152, 49152, 49152, 49152, 49152, 49152, 49152, 49152, 49152, 49152, 49152, 49152, 49152, 49152, 49152, 49152, 49152, 49152, 49152, 49152, 49152, 49152, 49152, 49152, 49152, 49152, 49152, 49152, 49152, 49152, 49152, 49152, 49152, 49152, 49152, 49152, 49152, 49152, 49152, 49152, 49152, 49152, 49152, 49152, 49152, 49152, 49152, 49152, 49152, 49152, 49152, 49152, 49152, 49152, 49152, 49152, 49152, 49152, 49152, 49152, 49152, 49152, 49152, 49152, 49152, 49152, 49152, 49152, 49152, 49152, 49152, 49152, 49152, 49152, 49152, 49152, 49152, 49152, 49152, 0, 0, 0, 0, 0, 0, 0, 0, 0, 0, 0, 0, 0, 0, 0, 0, 0, 0, 0, 0, 0, 0, 0, 0, 0, 0, 0, 0, 0, 0, 0, 0, 0, 0, 0, 0, 0, 0, 0, 0, 0, 0, 0, 0, 0, 0, 0, 0, 0, 0, 0, 0, 0, 0, 0, 0, 0, 0, 0, 0, 0, 0, 0, 0, 0, 0, 0, 0, 0, 0, 0, 0, 0, 0, 0, 0, 0, 0, 0, 0, 0, 0, 0, 0, 0, 0, 0, 0, 0, 0, 0, 0, 0, 0, 0, 0, 0, 0, 0, 0, 0, 0, 0, 0, 0, 0, 0, 0, 0, 0, 0, 0, 0, 0, 0, 0, 0, 0, 0, 0, 0, 0, 0, 0, 0, 0, 0, 0, 32768, 32768, 32768, 32768, 32768, 32768, 32768, 32768, 32768, 32768, 32768, 32768, 32768, 32768, 32768, 32768, 32768, 32768, 32768, 32768, 32768, 32768, 32768, 32768, 32768, 32768, 32768, 32768, 32768, 32768, 32768, 32768, 32768, 32768, 32768, 32768, 32768, 32768, 32768, 32768, 32768, 32768, 32768, 32768, 32768, 32768, 32768, 32768, 32768, 32768, 32768, 32768, 32768, 32768, 32768, 32768, 32768, 32768, 32768, 32768, 32768, 32768, 32768, 32768, 32768, 32768, 32768, 32768, 32768, 32768, 32768, 32768, 32768, 32768, 32768, 32768, 32768, 32768, 32768, 32768, 32768, 32768, 32768, 32768, 32768, 32768, 32768, 32768, 32768, 32768, 32768, 32768, 32768, 32768, 32768, 32768, 32768, 32768, 32768, 32768, 32768, 32768, 32768, 32768, 32768, 32768, 32768, 32768, 32768, 32768, 32768, 32768, 32768, 32768, 32768, 32768, 32768, 32768, 32768, 32768, 32768, 32768, 32768, 32768, 32768, 32768, 32768, 32768, 0, 0, 0, 0, 0, 0, 0, 0, 0, 0, 0, 0, 0, 0, 0, 0, 0, 0, 0, 0, 0, 0, 0, 0, 0, 0, 0, 0, 0, 0, 0, 0, 0, 0, 0, 0, 0, 0, 0, 0, 0, 0, 0, 0, 0, 0, 0, 0, 0, 0, 0, 0, 0, 0, 0, 0, 0, 0, 0, 0, 0, 0, 0, 0, 0, 0, 0, 0, 0, 0, 0, 0, 0, 0, 0, 0, 0, 0, 0, 0, 0, 0, 0, 0, 0, 0, 0, 0, 0, 0, 0, 0, 0, 0, 0, 0, 0, 0, 0, 0, 0, 0, 0, 0, 0, 0, 0, 0, 0, 0, 0, 0, 0, 0, 0, 0, 0, 0, 0, 0, 0, 0, 0, 0, 0, 0, 0, 0, 16384, 16384, 16384, 16384, 16384, 16384, 16384, 16384, 16384, 16384, 16384, 16384, 16384, 16384, 16384, 16384, 16384, 16384, 16384, 16384, 16384, 16384, 16384, 16384, 16384, 16384, 16384, 16384, 16384, 16384, 16384, 16384, 16384, 16384, 16384, 16384, 16384, 16384, 16384, 16384, 16384, 16384, 16384, 16384, 16384, 16384, 16384, 16384, 16384, 16384, 16384, 16384, 16384, 16384, 16384, 16384, 16384, 16384, 16384, 16384, 16384, 16384, 16384, 16384, 16384, 16384, 16384, 16384, 16384, 16384, 16384, 16384, 16384, 16384, 16384, 16384, 16384, 16384, 16384, 16384, 16384, 16384, 16384, 16384, 16384, 16384, 16384, 16384, 16384, 16384, 16384, 16384, 16384, 16384, 16384, 16384, 16384, 16384, 16384, 16384, 16384, 16384, 16384, 16384, 16384, 16384, 16384, 16384, 16384, 16384, 16384, 16384, 16384, 16384, 16384, 16384, 16384, 16384, 16384, 16384, 16384, 16384, 16384, 16384, 16384, 16384, 16384, 16384, 0, 0, 0, 0, 0, 0, 0, 0, 0, 0, 0, 0, 0, 0, 0, 0, 0, 0, 0, 0, 0, 0, 0, 0, 0, 0, 0, 0, 0, 0, 0, 0, 0, 0, 0, 0, 0, 0, 0, 0, 0, 0, 0, 0, 0, 0, 0, 0, 0, 0, 0, 0, 0, 0, 0, 0, 0, 0, 0, 0, 0, 0, 0, 0, 0, 0, 0, 0, 0, 0, 0, 0, 0, 0, 0, 0, 0, 0, 0, 0, 0, 0, 0, 0, 0, 0, 0, 0, 0, 0, 0, 0, 0, 0, 0, 0, 0, 0, 0, 0, 0, 0, 0, 0, 0, 0, 0, 0, 0, 0, 0, 0, 0, 0, 0, 0, 0, 0, 0, 0, 0, 0, 0, 0, 0, 0, 0, 0};
//int[] pulse4 = {32768, 32768, 32768, 32768, 32768, 32768, 32768, 32768, 32768, 32768, 32768, 32768, 32768, 32768, 32768, 32768, 32768, 32768, 32768, 32768, 32768, 32768, 32768, 32768, 32768, 32768, 32768, 32768, 32768, 32768, 32768, 32768, 32768, 32768, 32768, 32768, 32768, 32768, 32768, 32768, 32768, 32768, 32768, 32768, 32768, 32768, 32768, 32768, 32768, 32768, 32768, 32768, 32768, 32768, 32768, 32768, 32768, 32768, 32768, 32768, 32768, 32768, 32768, 32768, 32768, 32768, 32768, 32768, 32768, 32768, 32768, 32768, 32768, 32768, 32768, 32768, 32768, 32768, 32768, 32768, 32768, 32768, 32768, 32768, 32768, 32768, 32768, 32768, 32768, 32768, 32768, 32768, 32768, 32768, 32768, 32768, 32768, 32768, 32768, 32768, 32768, 32768, 32768, 32768, 32768, 32768, 32768, 32768, 32768, 32768, 32768, 32768, 32768, 32768, 32768, 32768, 32768, 32768, 32768, 32768, 32768, 32768, 32768, 32768, 32768, 32768, 32768, 32768, 49152, 49152, 49152, 49152, 49152, 49152, 49152, 49152, 49152, 49152, 49152, 49152, 49152, 49152, 49152, 49152, 49152, 49152, 49152, 49152, 49152, 49152, 49152, 49152, 49152, 49152, 49152, 49152, 49152, 49152, 49152, 49152, 49152, 49152, 49152, 49152, 49152, 49152, 49152, 49152, 49152, 49152, 49152, 49152, 49152, 49152, 49152, 49152, 49152, 49152, 49152, 49152, 49152, 49152, 49152, 49152, 49152, 49152, 49152, 49152, 49152, 49152, 49152, 49152, 49152, 49152, 49152, 49152, 49152, 49152, 49152, 49152, 49152, 49152, 49152, 49152, 49152, 49152, 49152, 49152, 49152, 49152, 49152, 49152, 49152, 49152, 49152, 49152, 49152, 49152, 49152, 49152, 49152, 49152, 49152, 49152, 49152, 49152, 49152, 49152, 49152, 49152, 49152, 49152, 49152, 49152, 49152, 49152, 49152, 49152, 49152, 49152, 49152, 49152, 49152, 49152, 49152, 49152, 49152, 49152, 49152, 49152, 49152, 49152, 49152, 49152, 49152, 49152, 8192, 8192, 8192, 8192, 8192, 8192, 8192, 8192, 8192, 8192, 8192, 8192, 8192, 8192, 8192, 8192, 8192, 8192, 8192, 8192, 8192, 8192, 8192, 8192, 8192, 8192, 8192, 8192, 8192, 8192, 8192, 8192, 8192, 8192, 8192, 8192, 8192, 8192, 8192, 8192, 8192, 8192, 8192, 8192, 8192, 8192, 8192, 8192, 8192, 8192, 8192, 8192, 8192, 8192, 8192, 8192, 8192, 8192, 8192, 8192, 8192, 8192, 8192, 8192, 8192, 8192, 8192, 8192, 8192, 8192, 8192, 8192, 8192, 8192, 8192, 8192, 8192, 8192, 8192, 8192, 8192, 8192, 8192, 8192, 8192, 8192, 8192, 8192, 8192, 8192, 8192, 8192, 8192, 8192, 8192, 8192, 8192, 8192, 8192, 8192, 8192, 8192, 8192, 8192, 8192, 8192, 8192, 8192, 8192, 8192, 8192, 8192, 8192, 8192, 8192, 8192, 8192, 8192, 8192, 8192, 8192, 8192, 8192, 8192, 8192, 8192, 8192, 8192, 40960, 40960, 40960, 40960, 40960, 40960, 40960, 40960, 40960, 40960, 40960, 40960, 40960, 40960, 40960, 40960, 40960, 40960, 40960, 40960, 40960, 40960, 40960, 40960, 40960, 40960, 40960, 40960, 40960, 40960, 40960, 40960, 40960, 40960, 40960, 40960, 40960, 40960, 40960, 40960, 40960, 40960, 40960, 40960, 40960, 40960, 40960, 40960, 40960, 40960, 40960, 40960, 40960, 40960, 40960, 40960, 40960, 40960, 40960, 40960, 40960, 40960, 40960, 40960, 40960, 40960, 40960, 40960, 40960, 40960, 40960, 40960, 40960, 40960, 40960, 40960, 40960, 40960, 40960, 40960, 40960, 40960, 40960, 40960, 40960, 40960, 40960, 40960, 40960, 40960, 40960, 40960, 40960, 40960, 40960, 40960, 40960, 40960, 40960, 40960, 40960, 40960, 40960, 40960, 40960, 40960, 40960, 40960, 40960, 40960, 40960, 40960, 40960, 40960, 40960, 40960, 40960, 40960, 40960, 40960, 40960, 40960, 40960, 40960, 40960, 40960, 40960, 40960, 65535, 65535, 65535, 65535, 65535, 65535, 65535, 65535, 65535, 65535, 65535, 65535, 65535, 65535, 65535, 65535, 65535, 65535, 65535, 65535, 65535, 65535, 65535, 65535, 65535, 65535, 65535, 65535, 65535, 65535, 65535, 65535, 65535, 65535, 65535, 65535, 65535, 65535, 65535, 65535, 65535, 65535, 65535, 65535, 65535, 65535, 65535, 65535, 65535, 65535, 65535, 65535, 65535, 65535, 65535, 65535, 65535, 65535, 65535, 65535, 65535, 65535, 65535, 65535, 65535, 65535, 65535, 65535, 65535, 65535, 65535, 65535, 65535, 65535, 65535, 65535, 65535, 65535, 65535, 65535, 65535, 65535, 65535, 65535, 65535, 65535, 65535, 65535, 65535, 65535, 65535, 65535, 65535, 65535, 65535, 65535, 65535, 65535, 65535, 65535, 65535, 65535, 65535, 65535, 65535, 65535, 65535, 65535, 65535, 65535, 65535, 65535, 65535, 65535, 65535, 65535, 65535, 65535, 65535, 65535, 65535, 65535, 65535, 65535, 65535, 65535, 65535, 65535, 16384, 16384, 16384, 16384, 16384, 16384, 16384, 16384, 16384, 16384, 16384, 16384, 16384, 16384, 16384, 16384, 16384, 16384, 16384, 16384, 16384, 16384, 16384, 16384, 16384, 16384, 16384, 16384, 16384, 16384, 16384, 16384, 16384, 16384, 16384, 16384, 16384, 16384, 16384, 16384, 16384, 16384, 16384, 16384, 16384, 16384, 16384, 16384, 16384, 16384, 16384, 16384, 16384, 16384, 16384, 16384, 16384, 16384, 16384, 16384, 16384, 16384, 16384, 16384, 16384, 16384, 16384, 16384, 16384, 16384, 16384, 16384, 16384, 16384, 16384, 16384, 16384, 16384, 16384, 16384, 16384, 16384, 16384, 16384, 16384, 16384, 16384, 16384, 16384, 16384, 16384, 16384, 16384, 16384, 16384, 16384, 16384, 16384, 16384, 16384, 16384, 16384, 16384, 16384, 16384, 16384, 16384, 16384, 16384, 16384, 16384, 16384, 16384, 16384, 16384, 16384, 16384, 16384, 16384, 16384, 16384, 16384, 16384, 16384, 16384, 16384, 16384, 16384, 32768, 32768, 32768, 32768, 32768, 32768, 32768, 32768, 32768, 32768, 32768, 32768, 32768, 32768, 32768, 32768, 32768, 32768, 32768, 32768, 32768, 32768, 32768, 32768, 32768, 32768, 32768, 32768, 32768, 32768, 32768, 32768, 32768, 32768, 32768, 32768, 32768, 32768, 32768, 32768, 32768, 32768, 32768, 32768, 32768, 32768, 32768, 32768, 32768, 32768, 32768, 32768, 32768, 32768, 32768, 32768, 32768, 32768, 32768, 32768, 32768, 32768, 32768, 32768, 32768, 32768, 32768, 32768, 32768, 32768, 32768, 32768, 32768, 32768, 32768, 32768, 32768, 32768, 32768, 32768, 32768, 32768, 32768, 32768, 32768, 32768, 32768, 32768, 32768, 32768, 32768, 32768, 32768, 32768, 32768, 32768, 32768, 32768, 32768, 32768, 32768, 32768, 32768, 32768, 32768, 32768, 32768, 32768, 32768, 32768, 32768, 32768, 32768, 32768, 32768, 32768, 32768, 32768, 32768, 32768, 32768, 32768, 32768, 32768, 32768, 32768, 32768, 32768, 8192, 8192, 8192, 8192, 8192, 8192, 8192, 8192, 8192, 8192, 8192, 8192, 8192, 8192, 8192, 8192, 8192, 8192, 8192, 8192, 8192, 8192, 8192, 8192, 8192, 8192, 8192, 8192, 8192, 8192, 8192, 8192, 8192, 8192, 8192, 8192, 8192, 8192, 8192, 8192, 8192, 8192, 8192, 8192, 8192, 8192, 8192, 8192, 8192, 8192, 8192, 8192, 8192, 8192, 8192, 8192, 8192, 8192, 8192, 8192, 8192, 8192, 8192, 8192, 8192, 8192, 8192, 8192, 8192, 8192, 8192, 8192, 8192, 8192, 8192, 8192, 8192, 8192, 8192, 8192, 8192, 8192, 8192, 8192, 8192, 8192, 8192, 8192, 8192, 8192, 8192, 8192, 8192, 8192, 8192, 8192, 8192, 8192, 8192, 8192, 8192, 8192, 8192, 8192, 8192, 8192, 8192, 8192, 8192, 8192, 8192, 8192, 8192, 8192, 8192, 8192, 8192, 8192, 8192, 8192, 8192, 8192, 8192, 8192, 8192, 8192, 8192, 8192};

int[] shot1 = {0, 1608, 3216, 4821, 6424, 8022, 9616, 11204, 12785, 14359, 15924, 17479, 19024, 20557, 22078, 23586, 25080, 26558, 28020, 29466, 30893, 32303, 33692, 35062, 36410, 37736, 39040, 40320, 41576, 42806, 44011, 45190, 46341, 47464, 48559, 49624, 50660, 51665, 52639, 53581, 54491, 55368, 56212, 57022, 57798, 58538, 59244, 59914, 60547, 61145, 61705, 62228, 62714, 63162, 63572, 63944, 64277, 64571, 64827, 65043, 65220, 65358, 65457, 65516, 65536, 65516, 65457, 65358, 65220, 65043, 64827, 64571, 64277, 63944, 63572, 63162, 62714, 62228, 61705, 61145, 60547, 59914, 59244, 58538, 57798, 57022, 56212, 55368, 54491, 53581, 52639, 51665, 50660, 49624, 48559, 47464, 46341, 45190, 44011, 42806, 41576, 40320, 39040, 37736, 36410, 35062, 33692, 32303, 30893, 29466, 28020, 26558, 25080, 23586, 22078, 20557, 19024, 17479, 15924, 14359, 12785, 11204, 9616, 8022, 6424, 4821, 3216, 1608, 0, 0, 0, 1, 2, 3, 4, 5, 7, 8, 10, 12, 15, 17, 20, 23, 26, 30, 33, 37, 41, 45, 50, 54, 59, 64, 69, 75, 81, 86, 92, 99, 105, 112, 119, 126, 133, 141, 148, 156, 164, 173, 181, 190, 199, 208, 217, 227, 237, 247, 257, 267, 278, 289, 299, 311, 322, 334, 345, 357, 370, 382, 395, 407, 421, 434, 447, 461, 475, 489, 503, 517, 532, 547, 562, 577, 593, 608, 624, 640, 657, 673, 690, 707, 724, 741, 758, 776, 794, 812, 830, 849, 868, 887, 906, 925, 944, 964, 984, 1004, 1025, 1045, 1066, 1087, 1108, 1129, 1151, 1172, 1194, 1216, 1239, 1261, 1284, 1307, 1330, 1353, 1377, 1401, 1425, 1449, 1473, 1498, 1522, 1547, 1572, 1598, 1623, 1649, 1675, 1701, 1727, 1754, 1780, 1807, 1835, 1862, 1889, 1917, 1945, 1973, 2001, 2030, 2058, 2087, 2116, 2146, 2175, 2205, 2235, 2265, 2295, 2326, 2356, 2387, 2418, 2449, 2481, 2512, 2544, 2576, 2608, 2641, 2674, 2706, 2739, 2772, 2806, 2839, 2873, 2907, 2941, 2976, 3010, 3045, 3080, 3115, 3150, 3186, 3222, 3257, 3294, 3330, 3366, 3403, 3440, 3477, 3514, 3551, 3589, 3627, 3665, 3703, 3741, 3780, 3819, 3858, 3897, 3936, 3976, 4015, 4055, 4095, 4136, 4176, 4217, 4258, 4299, 4340, 4381, 4423, 4465, 4507, 4549, 4591, 4634, 4676, 4719, 4762, 4805, 4849, 4893, 4936, 4980, 5025, 5069, 5113, 5158, 5203, 5248, 5294, 5339, 5385, 5431, 5477, 5523, 5569, 5616, 5662, 5709, 5757, 5804, 5851, 5899, 5947, 5995, 6043, 6091, 6140, 6189, 6238, 6287, 6336, 6385, 6435, 6485, 6535, 6585, 6635, 6686, 6737, 6788, 6839, 6890, 6941, 6993, 7045, 7097, 7149, 7201, 7254, 7306, 7359, 7412, 7465, 7519, 7572, 7626, 7680, 7734, 7788, 7842, 7897, 7952, 8006, 8062, 8117, 8172, 8228, 8284, 8340, 8396, 8452, 8508, 8565, 8622, 8679, 8736, 8793, 8851, 8908, 8966, 9024, 9082, 9140, 9199, 9258, 9316, 9375, 9435, 9494, 9553, 9613, 9673, 9733, 9793, 9853, 9914, 9974, 10035, 10096, 10157, 10218, 10280, 10341, 10403, 10465, 10527, 10589, 10652, 10714, 10777, 10840, 10903, 10966, 11030, 11093, 11157, 11221, 11285, 11349, 11413, 11478, 11542, 11607, 11672, 11737, 11803, 11868, 11934, 11999, 12065, 12131, 12198, 12264, 12330, 12397, 12464, 12531, 12598, 12665, 12733, 12800, 12868, 12936, 13004, 13072, 13141, 13209, 13278, 13347, 13415, 13485, 13554, 13623, 13693, 13762, 13832, 13902, 13972, 14043, 14113, 14184, 14254, 14325, 14396, 14467, 14539, 14610, 14682, 14754, 14825, 14897, 14970, 15042, 15114, 15187, 15260, 15333, 15406, 15479, 15552, 15626, 15699, 15773, 15847, 15921, 15995, 16069, 16144, 16218, 16293, 16368, 16443, 16518, 16593, 16668, 16744, 16819, 16895, 16971, 17047, 17123, 17200, 17276, 17353, 17430, 17506, 17583, 17661, 17738, 17815, 17893, 17970, 18048, 18126, 18204, 18282, 18360, 18439, 18517, 18596, 18675, 18754, 18833, 18912, 18991, 19071, 19150, 19230, 19310, 19390, 19470, 19550, 19630, 19711, 19792, 19872, 19953, 20034, 20115, 20196, 20277, 20359, 20440, 20522, 20604, 20686, 20768, 20850, 20932, 21014, 21097, 21180, 21262, 21345, 21428, 21511, 21594, 21678, 21761, 21845, 21928, 22012, 22096, 22180, 22264, 22348, 22433, 22517, 22601, 22686, 22771, 22856, 22941, 23026, 23111, 23196, 23282, 23367, 23453, 23539, 23625, 23711, 23797, 23883, 23969, 24055, 24142, 24229, 24315, 24402, 24489, 24576, 24663, 24750, 24838, 24925, 25013, 25100, 25188, 25276, 25364, 25452, 25540, 25628, 25716, 25805, 25893, 25982, 26071, 26159, 26248, 26337, 26426, 26516, 26605, 26694, 26784, 26873, 26963, 27053, 27143, 27232, 27323, 27413, 27503, 27593, 27684, 27774, 27865, 27955, 28046, 28137, 28228, 28319, 28410, 28501, 28592, 28684, 28775, 28867, 28958, 29050, 29142, 29234, 29326, 29418, 29510, 29602, 29694, 29787, 29879, 29971, 30064, 30157, 30250, 30342, 30435, 30528, 30621, 30714, 30808, 30901, 30994, 31088, 31181, 31275, 31369, 31462, 31556, 31650, 31744, 31838, 31932, 32027, 32121, 32215, 32310, 32404, 32499, 32593, 32688, 32783, 32877, 32972, 33067, 33162, 33257, 33353, 33448, 33543, 33638, 33734, 33829, 33925, 34021, 34116, 34212, 34308, 34404, 34500, 34596, 34692, 34788, 34884, 34980, 35076, 35173, 35269, 35366, 35462, 35559, 35655, 35752, 35849, 35946, 36043, 36139, 36236, 36333, 36431, 36528, 36625, 36722, 36819, 36917, 37014, 37112, 37209, 37307, 37404, 37502, 37600, 37697, 37795, 37893, 37991, 38089, 38187, 38285, 38383, 38481, 38579, 38677, 38775, 38874, 38972, 39070, 39169, 39267, 39366, 39464, 39563, 39662, 39760, 39859, 39958, 40056, 40155, 40254, 40353, 40452, 40551, 40650, 40749, 40848, 40947, 41046, 41145, 41245, 41344, 41443, 41542, 41642, 41741, 41840, 41940, 42039, 42139, 42238, 42338, 42437, 42537, 42637, 42736, 42836, 42936, 43036, 43135, 43235, 43335, 43435, 43535, 43634, 43734, 43834, 43934, 44034, 44134, 44234, 44334, 44434, 44534, 44634, 44735, 44835, 44935, 45035, 45135, 45235, 45336, 45436, 45536, 45636, 45737, 45837, 45937, 46038, 46138, 46238, 46339, 46439, 46539, 46640, 46740, 46841, 46941, 47041, 47142, 47242, 47343, 47443, 47544, 47644, 47745, 47845, 47946, 48046, 48147, 48247, 48348, 48448, 48549, 48649, 48750, 48850, 48951, 49051, 49152, 49148, 49137, 49119, 49093, 49060, 49019, 48971, 48915, 48853, 48782, 48705, 48620, 48528, 48428, 48322, 48208, 48086, 47958, 47822, 47679, 47529, 47372, 47207, 47036, 46857, 46671, 46478, 46279, 46072, 45858, 45638, 45411, 45176, 44935, 44687, 44433, 44172, 43904, 43629, 43348, 43061, 42767, 42466, 42159, 41846, 41526, 41200, 40868, 40530, 40186, 39836, 39479, 39117, 38749, 38375, 37995, 37610, 37218, 36822, 36419, 36011, 35598, 35180, 34756, 34327, 33892, 33453, 33008, 32559, 32105, 31646, 31182, 30713, 30240, 29762, 29280, 28793, 28302, 27807, 27307, 26804, 26296, 25785, 25269, 24750, 24227, 23700, 23170, 22636, 22099, 21559, 21015, 20468, 19918, 19365, 18810, 18251, 17690, 17125, 16559, 15990, 15418, 14844, 14268, 13690, 13109, 12527, 11943, 11357, 10769, 10180, 9589, 8997, 8403, 7808, 7212, 6615, 6017, 5418, 4818, 4217, 3616, 3014, 2412, 1809, 1206, 603};
int[] shot2 = {0, 3216, 6424, 9616, 12785, 15924, 19024, 22078, 25080, 28020, 30893, 33692, 36410, 39040, 41576, 44011, 46341, 48559, 50660, 52639, 54491, 56212, 57798, 59244, 60547, 61705, 62714, 63572, 64277, 64827, 65220, 65457, 65536, 65457, 65220, 64827, 64277, 63572, 62714, 61705, 60547, 59244, 57798, 56212, 54491, 52639, 50660, 48559, 46341, 44011, 41576, 39040, 36410, 33692, 30893, 28020, 25080, 22078, 19024, 15924, 12785, 9616, 6424, 3216, 0, 1287, 2573, 3857, 5139, 6418, 7693, 8963, 10228, 11487, 12739, 13983, 15219, 16446, 17663, 18869, 20064, 21246, 22416, 23573, 24715, 25842, 26954, 28049, 29128, 30189, 31232, 32256, 33260, 34245, 35209, 36152, 37073, 37971, 38847, 39700, 40528, 41332, 42111, 42865, 43593, 44295, 44970, 45618, 46238, 46831, 47395, 47931, 48438, 48916, 49364, 49783, 50171, 50530, 50858, 51155, 51421, 51657, 51861, 52035, 52176, 52287, 52366, 52413, 52429, 52413, 52366, 52287, 52176, 52035, 51861, 51657, 51421, 51155, 50858, 50530, 50171, 49783, 49364, 48916, 48438, 47931, 47395, 46831, 46238, 45618, 44970, 44295, 43593, 42865, 42111, 41332, 40528, 39700, 38847, 37971, 37073, 36152, 35209, 34245, 33260, 32256, 31232, 30189, 29128, 28049, 26954, 25842, 24715, 23573, 22416, 21246, 20064, 18869, 17663, 16446, 15219, 13983, 12739, 11487, 10228, 8963, 7693, 6418, 5139, 3857, 2573, 1287, 0, 483, 965, 1447, 1929, 2411, 2893, 3374, 3854, 4334, 4813, 5292, 5770, 6247, 6722, 7197, 7671, 8144, 8615, 9086, 9554, 10022, 10488, 10952, 11414, 11875, 12334, 12792, 13247, 13700, 14152, 14601, 15048, 15492, 15935, 16375, 16812, 17247, 17679, 18109, 18536, 18960, 19382, 19800, 20215, 20628, 21037, 21443, 21846, 22245, 22642, 23035, 23424, 23810, 24192, 24570, 24945, 25316, 25684, 26047, 26407, 26762, 27114, 27461, 27805, 28144, 28479, 28809, 29135, 29457, 29775, 30088, 30396, 30700, 30999, 31294, 31583, 31868, 32149, 32424, 32695, 32960, 33221, 33477, 33727, 33973, 34213, 34448, 34679, 34903, 35123, 35337, 35546, 35750, 35948, 36141, 36328, 36510, 36687, 36858, 37023, 37183, 37337, 37486, 37628, 37766, 37897, 38023, 38143, 38258, 38366, 38469, 38566, 38657, 38743, 38822, 38896, 38964, 39026, 39082, 39132, 39177, 39215, 39248, 39274, 39295, 39310, 39319, 39322, 39319, 39310, 39295, 39274, 39248, 39215, 39177, 39132, 39082, 39026, 38964, 38896, 38822, 38743, 38657, 38566, 38469, 38366, 38258, 38143, 38023, 37897, 37766, 37628, 37486, 37337, 37183, 37023, 36858, 36687, 36510, 36328, 36141, 35948, 35750, 35546, 35337, 35123, 34903, 34679, 34448, 34213, 33973, 33727, 33477, 33221, 32960, 32695, 32424, 32149, 31868, 31583, 31294, 30999, 30700, 30396, 30088, 29775, 29457, 29135, 28809, 28479, 28144, 27805, 27461, 27114, 26762, 26407, 26047, 25684, 25316, 24945, 24570, 24192, 23810, 23424, 23035, 22642, 22245, 21846, 21443, 21037, 20628, 20215, 19800, 19382, 18960, 18536, 18109, 17679, 17247, 16812, 16375, 15935, 15492, 15048, 14601, 14152, 13700, 13247, 12792, 12334, 11875, 11414, 10952, 10488, 10022, 9554, 9086, 8615, 8144, 7671, 7197, 6722, 6247, 5770, 5292, 4813, 4334, 3854, 3374, 2893, 2411, 1929, 1447, 965, 483, 0, 143, 286, 429, 572, 715, 858, 1001, 1143, 1286, 1429, 1572, 1715, 1857, 2000, 2142, 2285, 2427, 2569, 2712, 2854, 2996, 3138, 3280, 3422, 3563, 3705, 3846, 3988, 4129, 4270, 4411, 4552, 4693, 4833, 4974, 5114, 5254, 5394, 5534, 5674, 5813, 5953, 6092, 6231, 6370, 6508, 6647, 6785, 6923, 7061, 7198, 7336, 7473, 7610, 7746, 7883, 8019, 8155, 8291, 8426, 8562, 8697, 8831, 8966, 9100, 9234, 9368, 9501, 9634, 9767, 9900, 10032, 10164, 10295, 10427, 10558, 10688, 10819, 10949, 11079, 11208, 11337, 11466, 11594, 11722, 11850, 11977, 12104, 12231, 12357, 12483, 12609, 12734, 12859, 12983, 13107, 13231, 13354, 13477, 13599, 13721, 13843, 13964, 14085, 14205, 14325, 14445, 14564, 14683, 14801, 14919, 15036, 15153, 15269, 15385, 15501, 15616, 15731, 15845, 15958, 16072, 16184, 16296, 16408, 16519, 16630, 16741, 16850, 16960, 17068, 17177, 17284, 17392, 17498, 17605, 17710, 17815, 17920, 18024, 18128, 18231, 18333, 18435, 18536, 18637, 18737, 18837, 18936, 19035, 19133, 19230, 19327, 19424, 19519, 19614, 19709, 19803, 19896, 19989, 20081, 20173, 20264, 20354, 20444, 20533, 20622, 20710, 20797, 20884, 20970, 21056, 21140, 21225, 21308, 21391, 21474, 21555, 21636, 21717, 21796, 21876, 21954, 22032, 22109, 22185, 22261, 22336, 22411, 22485, 22558, 22631, 22702, 22773, 22844, 22914, 22983, 23051, 23119, 23186, 23252, 23318, 23383, 23447, 23511, 23574, 23636, 23698, 23758, 23818, 23878, 23936, 23994, 24052, 24108, 24164, 24219, 24273, 24327, 24380, 24432, 24483, 24534, 24584, 24633, 24682, 24730, 24777, 24823, 24869, 24914, 24958, 25001, 25044, 25086, 25127, 25167, 25207, 25246, 25284, 25321, 25358, 25394, 25429, 25463, 25497, 25530, 25562, 25593, 25624, 25653, 25682, 25711, 25738, 25765, 25791, 25816, 25841, 25864, 25887, 25909, 25931, 25951, 25971, 25990, 26008, 26026, 26043, 26059, 26074, 26088, 26102, 26115, 26127, 26138, 26149, 26158, 26167, 26175, 26183, 26189, 26195, 26200, 26205, 26208, 26211, 26213, 26214, 26214, 26214, 26213, 26211, 26208, 26205, 26200, 26195, 26189, 26183, 26175, 26167, 26158, 26149, 26138, 26127, 26115, 26102, 26088, 26074, 26059, 26043, 26026, 26008, 25990, 25971, 25951, 25931, 25909, 25887, 25864, 25841, 25816, 25791, 25765, 25738, 25711, 25682, 25653, 25624, 25593, 25562, 25530, 25497, 25463, 25429, 25394, 25358, 25321, 25284, 25246, 25207, 25167, 25127, 25086, 25044, 25001, 24958, 24914, 24869, 24823, 24777, 24730, 24682, 24633, 24584, 24534, 24483, 24432, 24380, 24327, 24273, 24219, 24164, 24108, 24052, 23994, 23936, 23878, 23818, 23758, 23698, 23636, 23574, 23511, 23447, 23383, 23318, 23252, 23186, 23119, 23051, 22983, 22914, 22844, 22773, 22702, 22631, 22558, 22485, 22411, 22336, 22261, 22185, 22109, 22032, 21954, 21876, 21796, 21717, 21636, 21555, 21474, 21391, 21308, 21225, 21140, 21056, 20970, 20884, 20797, 20710, 20622, 20533, 20444, 20354, 20264, 20173, 20081, 19989, 19896, 19803, 19709, 19614, 19519, 19424, 19327, 19230, 19133, 19035, 18936, 18837, 18737, 18637, 18536, 18435, 18333, 18231, 18128, 18024, 17920, 17815, 17710, 17605, 17498, 17392, 17284, 17177, 17068, 16960, 16850, 16741, 16630, 16519, 16408, 16296, 16184, 16072, 15958, 15845, 15731, 15616, 15501, 15385, 15269, 15153, 15036, 14919, 14801, 14683, 14564, 14445, 14325, 14205, 14085, 13964, 13843, 13721, 13599, 13477, 13354, 13231, 13107, 12983, 12859, 12734, 12609, 12483, 12357, 12231, 12104, 11977, 11850, 11722, 11594, 11466, 11337, 11208, 11079, 10949, 10819, 10688, 10558, 10427, 10295, 10164, 10032, 9900, 9767, 9634, 9501, 9368, 9234, 9100, 8966, 8831, 8697, 8562, 8426, 8291, 8155, 8019, 7883, 7746, 7610, 7473, 7336, 7198, 7061, 6923, 6785, 6647, 6508, 6370, 6231, 6092, 5953, 5813, 5674, 5534, 5394, 5254, 5114, 4974, 4833, 4693, 4552, 4411, 4270, 4129, 3988, 3846, 3705, 3563, 3422, 3280, 3138, 2996, 2854, 2712, 2569, 2427, 2285, 2142, 2000, 1857, 1715, 1572, 1429, 1286, 1143, 1001, 858, 715, 572, 429, 286, 143};

int[] misc1 = {19195, 19480, 19767, 20056, 20346, 20638, 20932, 21228, 21525, 21823, 22124, 22426, 22730, 23035, 23342, 23650, 23960, 24272, 24585, 24900, 25216, 25534, 25853, 26174, 26496, 26820, 27145, 27472, 27800, 28129, 28460, 28792, 29126, 29461, 29798, 30135, 30474, 30815, 31156, 31499, 31844, 32189, 32536, 32884, 33233, 33584, 33936, 34288, 34643, 34998, 35354, 35712, 36070, 36430, 36791, 37153, 37516, 37880, 38245, 38611, 38978, 39346, 39715, 40085, 40456, 40828, 41201, 41575, 41950, 42326, 42702, 43079, 43458, 43837, 44216, 44597, 44979, 45361, 45744, 46127, 46512, 46897, 47283, 47669, 48057, 48445, 48833, 49222, 49612, 50002, 50393, 50785, 51177, 51570, 51963, 52356, 52751, 53145, 53540, 53936, 54332, 54728, 55125, 55522, 55920, 56318, 56716, 57115, 57514, 57913, 58312, 58712, 59112, 59513, 59913, 60314, 60715, 61116, 61517, 61919, 62320, 62722, 63124, 63526, 63928, 64330, 64732, 65134, 65536, 65134, 64732, 64330, 63928, 63526, 63124, 62722, 62320, 61919, 61517, 61116, 60715, 60314, 59913, 59513, 59112, 58712, 58312, 57913, 57514, 57115, 56716, 56318, 55920, 55522, 55125, 54728, 54332, 53936, 53540, 53145, 52751, 52356, 51963, 51570, 51177, 50785, 50393, 50002, 49612, 49222, 48833, 48445, 48057, 47669, 47283, 46897, 46512, 46127, 45744, 45361, 44979, 44597, 44216, 43837, 43458, 43079, 42702, 42326, 41950, 41575, 41201, 40828, 40456, 40085, 39715, 39346, 38978, 38611, 38245, 37880, 37516, 37153, 36791, 36430, 36070, 35712, 35354, 34998, 34643, 34288, 33936, 33584, 33233, 32884, 32536, 32189, 31844, 31499, 31156, 30815, 30474, 30135, 29798, 29461, 29126, 28792, 28460, 28129, 27800, 27472, 27145, 26820, 26496, 26174, 25853, 25534, 25216, 24900, 24585, 24272, 23960, 23650, 23342, 23035, 22730, 22426, 22124, 21823, 21525, 21228, 20932, 20638, 20346, 20056, 19767, 19480, 19195, 18912, 18630, 18350, 18072, 17795, 17521, 17248, 16977, 16708, 16441, 16175, 15912, 15650, 15390, 15132, 14876, 14622, 14370, 14119, 13871, 13625, 13380, 13138, 12897, 12658, 12422, 12187, 11955, 11724, 11496, 11269, 11045, 10822, 10602, 10384, 10168, 9954, 9742, 9532, 9324, 9118, 8915, 8713, 8514, 8317, 8122, 7929, 7738, 7550, 7364, 7180, 6998, 6818, 6640, 6465, 6292, 6121, 5953, 5786, 5622, 5461, 5301, 5144, 4989, 4836, 4685, 4537, 4391, 4248, 4107, 3968, 3831, 3697, 3565, 3435, 3308, 3183, 3060, 2940, 2822, 2706, 2593, 2482, 2374, 2268, 2164, 2063, 1964, 1868, 1773, 1682, 1592, 1505, 1421, 1339, 1259, 1182, 1107, 1035, 965, 897, 832, 770, 709, 652, 596, 543, 493, 445, 399, 356, 316, 277, 242, 208, 178, 149, 123, 100, 79, 60, 44, 31, 20, 11, 5, 1, 0, 1, 5, 11, 20, 31, 44, 60, 79, 100, 123, 149, 178, 208, 242, 277, 316, 356, 399, 445, 493, 543, 596, 652, 709, 770, 832, 897, 965, 1035, 1107, 1182, 1259, 1339, 1421, 1505, 1592, 1682, 1773, 1868, 1964, 2063, 2164, 2268, 2374, 2482, 2593, 2706, 2822, 2940, 3060, 3183, 3308, 3435, 3565, 3697, 3831, 3968, 4107, 4248, 4391, 4537, 4685, 4836, 4989, 5144, 5301, 5461, 5622, 5786, 5953, 6121, 6292, 6465, 6640, 6818, 6998, 7180, 7364, 7550, 7738, 7929, 8122, 8317, 8514, 8713, 8915, 9118, 9324, 9532, 9742, 9954, 10168, 10384, 10602, 10822, 11045, 11269, 11496, 11724, 11955, 12187, 12422, 12658, 12897, 13138, 13380, 13625, 13871, 14119, 14370, 14622, 14876, 15132, 15390, 15650, 15912, 16175, 16441, 16708, 16977, 17248, 17521, 17795, 18072, 18350, 18630, 18912, 19195, 19480, 19767, 20056, 20346, 20638, 20932, 21228, 21525, 21823, 22124, 22426, 22730, 23035, 23342, 23650, 23960, 24272, 24585, 24900, 25216, 25534, 25853, 26174, 26496, 26820, 27145, 27472, 27800, 28129, 28460, 28792, 29126, 29461, 29798, 30135, 30474, 30815, 31156, 31499, 31844, 32189, 32536, 32884, 33233, 33584, 33936, 34288, 34643, 34998, 35354, 35712, 36070, 36430, 36791, 37153, 37516, 37880, 38245, 38611, 38978, 39346, 39715, 40085, 40456, 40828, 41201, 41575, 41950, 42326, 42702, 43079, 43458, 43837, 44216, 44597, 44979, 45361, 45744, 46127, 46512, 46897, 47283, 47669, 48057, 48445, 48833, 49222, 49612, 50002, 50393, 50785, 51177, 51570, 51963, 52356, 52751, 53145, 53540, 53936, 54332, 54728, 55125, 55522, 55920, 56318, 56716, 57115, 57514, 57913, 58312, 58712, 59112, 59513, 59913, 60314, 60715, 61116, 61517, 61919, 62320, 62722, 63124, 63526, 63928, 64330, 64732, 65134, 65536, 65134, 64732, 64330, 63928, 63526, 63124, 62722, 62320, 61919, 61517, 61116, 60715, 60314, 59913, 59513, 59112, 58712, 58312, 57913, 57514, 57115, 56716, 56318, 55920, 55522, 55125, 54728, 54332, 53936, 53540, 53145, 52751, 52356, 51963, 51570, 51177, 50785, 50393, 50002, 49612, 49222, 48833, 48445, 48057, 47669, 47283, 46897, 46512, 46127, 45744, 45361, 44979, 44597, 44216, 43837, 43458, 43079, 42702, 42326, 41950, 41575, 41201, 40828, 40456, 40085, 39715, 39346, 38978, 38611, 38245, 37880, 37516, 37153, 36791, 36430, 36070, 35712, 35354, 34998, 34643, 34288, 33936, 33584, 33233, 32884, 32536, 32189, 31844, 31499, 31156, 30815, 30474, 30135, 29798, 29461, 29126, 28792, 28460, 28129, 27800, 27472, 27145, 26820, 26496, 26174, 25853, 25534, 25216, 24900, 24585, 24272, 23960, 23650, 23342, 23035, 22730, 22426, 22124, 21823, 21525, 21228, 20932, 20638, 20346, 20056, 19767, 19480, 19195, 18912, 18630, 18350, 18072, 17795, 17521, 17248, 16977, 16708, 16441, 16175, 15912, 15650, 15390, 15132, 14876, 14622, 14370, 14119, 13871, 13625, 13380, 13138, 12897, 12658, 12422, 12187, 11955, 11724, 11496, 11269, 11045, 10822, 10602, 10384, 10168, 9954, 9742, 9532, 9324, 9118, 8915, 8713, 8514, 8317, 8122, 7929, 7738, 7550, 7364, 7180, 6998, 6818, 6640, 6465, 6292, 6121, 5953, 5786, 5622, 5461, 5301, 5144, 4989, 4836, 4685, 4537, 4391, 4248, 4107, 3968, 3831, 3697, 3565, 3435, 3308, 3183, 3060, 2940, 2822, 2706, 2593, 2482, 2374, 2268, 2164, 2063, 1964, 1868, 1773, 1682, 1592, 1505, 1421, 1339, 1259, 1182, 1107, 1035, 965, 897, 832, 770, 709, 652, 596, 543, 493, 445, 399, 356, 316, 277, 242, 208, 178, 149, 123, 100, 79, 60, 44, 31, 20, 11, 5, 1, 0, 1, 5, 11, 20, 31, 44, 60, 79, 100, 123, 149, 178, 208, 242, 277, 316, 356, 399, 445, 493, 543, 596, 652, 709, 770, 832, 897, 965, 1035, 1107, 1182, 1259, 1339, 1421, 1505, 1592, 1682, 1773, 1868, 1964, 2063, 2164, 2268, 2374, 2482, 2593, 2706, 2822, 2940, 3060, 3183, 3308, 3435, 3565, 3697, 3831, 3968, 4107, 4248, 4391, 4537, 4685, 4836, 4989, 5144, 5301, 5461, 5622, 5786, 5953, 6121, 6292, 6465, 6640, 6818, 6998, 7180, 7364, 7550, 7738, 7929, 8122, 8317, 8514, 8713, 8915, 9118, 9324, 9532, 9742, 9954, 10168, 10384, 10602, 10822, 11045, 11269, 11496, 11724, 11955, 12187, 12422, 12658, 12897, 13138, 13380, 13625, 13871, 14119, 14370, 14622, 14876, 15132, 15390, 15650, 15912, 16175, 16441, 16708, 16977, 17248, 17521, 17795, 18072, 18350, 18630, 18912};
int[] misc2 = {46341, 46056, 45769, 45480, 45190, 44898, 44604, 44308, 44011, 43713, 43412, 43110, 42806, 42501, 42194, 41886, 41576, 41264, 40951, 40636, 40320, 40002, 39683, 39362, 39040, 38716, 38391, 38064, 37736, 37407, 37076, 36744, 36410, 36075, 35738, 35401, 35062, 34721, 34380, 34037, 33692, 33347, 33000, 32652, 32303, 31952, 31600, 31248, 30893, 30538, 30182, 29824, 29466, 29106, 28745, 28383, 28020, 27656, 27291, 26925, 26558, 26190, 25821, 25451, 25080, 24708, 24335, 23961, 23586, 23210, 22834, 22457, 22078, 21699, 21320, 20939, 20557, 20175, 19792, 19409, 19024, 18639, 18253, 17867, 17479, 17091, 16703, 16314, 15924, 15534, 15143, 14751, 14359, 13966, 13573, 13180, 12785, 12391, 11996, 11600, 11204, 10808, 10411, 10014, 9616, 9218, 8820, 8421, 8022, 7623, 7224, 6824, 6424, 6023, 5623, 5222, 4821, 4420, 4019, 3617, 3216, 2814, 2412, 2010, 1608, 1206, 804, 402, 0, 402, 804, 1206, 1608, 2010, 2412, 2814, 3216, 3617, 4019, 4420, 4821, 5222, 5623, 6023, 6424, 6824, 7224, 7623, 8022, 8421, 8820, 9218, 9616, 10014, 10411, 10808, 11204, 11600, 11996, 12391, 12785, 13180, 13573, 13966, 14359, 14751, 15143, 15534, 15924, 16314, 16703, 17091, 17479, 17867, 18253, 18639, 19024, 19409, 19792, 20175, 20557, 20939, 21320, 21699, 22078, 22457, 22834, 23210, 23586, 23961, 24335, 24708, 25080, 25451, 25821, 26190, 26558, 26925, 27291, 27656, 28020, 28383, 28745, 29106, 29466, 29824, 30182, 30538, 30893, 31248, 31600, 31952, 32303, 32652, 33000, 33347, 33692, 34037, 34380, 34721, 35062, 35401, 35738, 36075, 36410, 36744, 37076, 37407, 37736, 38064, 38391, 38716, 39040, 39362, 39683, 40002, 40320, 40636, 40951, 41264, 41576, 41886, 42194, 42501, 42806, 43110, 43412, 43713, 44011, 44308, 44604, 44898, 45190, 45480, 45769, 46056, 46341, 46624, 46906, 47186, 47464, 47741, 48015, 48288, 48559, 48828, 49095, 49361, 49624, 49886, 50146, 50404, 50660, 50914, 51166, 51417, 51665, 51911, 52156, 52398, 52639, 52878, 53114, 53349, 53581, 53812, 54040, 54267, 54491, 54714, 54934, 55152, 55368, 55582, 55794, 56004, 56212, 56418, 56621, 56823, 57022, 57219, 57414, 57607, 57798, 57986, 58172, 58356, 58538, 58718, 58896, 59071, 59244, 59415, 59583, 59750, 59914, 60075, 60235, 60392, 60547, 60700, 60851, 60999, 61145, 61288, 61429, 61568, 61705, 61839, 61971, 62101, 62228, 62353, 62476, 62596, 62714, 62830, 62943, 63054, 63162, 63268, 63372, 63473, 63572, 63668, 63763, 63854, 63944, 64031, 64115, 64197, 64277, 64354, 64429, 64501, 64571, 64639, 64704, 64766, 64827, 64884, 64940, 64993, 65043, 65091, 65137, 65180, 65220, 65259, 65294, 65328, 65358, 65387, 65413, 65436, 65457, 65476, 65492, 65505, 65516, 65525, 65531, 65535, 65536, 65535, 65531, 65525, 65516, 65505, 65492, 65476, 65457, 65436, 65413, 65387, 65358, 65328, 65294, 65259, 65220, 65180, 65137, 65091, 65043, 64993, 64940, 64884, 64827, 64766, 64704, 64639, 64571, 64501, 64429, 64354, 64277, 64197, 64115, 64031, 63944, 63854, 63763, 63668, 63572, 63473, 63372, 63268, 63162, 63054, 62943, 62830, 62714, 62596, 62476, 62353, 62228, 62101, 61971, 61839, 61705, 61568, 61429, 61288, 61145, 60999, 60851, 60700, 60547, 60392, 60235, 60075, 59914, 59750, 59583, 59415, 59244, 59071, 58896, 58718, 58538, 58356, 58172, 57986, 57798, 57607, 57414, 57219, 57022, 56823, 56621, 56418, 56212, 56004, 55794, 55582, 55368, 55152, 54934, 54714, 54491, 54267, 54040, 53812, 53581, 53349, 53114, 52878, 52639, 52398, 52156, 51911, 51665, 51417, 51166, 50914, 50660, 50404, 50146, 49886, 49624, 49361, 49095, 48828, 48559, 48288, 48015, 47741, 47464, 47186, 46906, 46624, 46341, 46056, 45769, 45480, 45190, 44898, 44604, 44308, 44011, 43713, 43412, 43110, 42806, 42501, 42194, 41886, 41576, 41264, 40951, 40636, 40320, 40002, 39683, 39362, 39040, 38716, 38391, 38064, 37736, 37407, 37076, 36744, 36410, 36075, 35738, 35401, 35062, 34721, 34380, 34037, 33692, 33347, 33000, 32652, 32303, 31952, 31600, 31248, 30893, 30538, 30182, 29824, 29466, 29106, 28745, 28383, 28020, 27656, 27291, 26925, 26558, 26190, 25821, 25451, 25080, 24708, 24335, 23961, 23586, 23210, 22834, 22457, 22078, 21699, 21320, 20939, 20557, 20175, 19792, 19409, 19024, 18639, 18253, 17867, 17479, 17091, 16703, 16314, 15924, 15534, 15143, 14751, 14359, 13966, 13573, 13180, 12785, 12391, 11996, 11600, 11204, 10808, 10411, 10014, 9616, 9218, 8820, 8421, 8022, 7623, 7224, 6824, 6424, 6023, 5623, 5222, 4821, 4420, 4019, 3617, 3216, 2814, 2412, 2010, 1608, 1206, 804, 402, 0, 402, 804, 1206, 1608, 2010, 2412, 2814, 3216, 3617, 4019, 4420, 4821, 5222, 5623, 6023, 6424, 6824, 7224, 7623, 8022, 8421, 8820, 9218, 9616, 10014, 10411, 10808, 11204, 11600, 11996, 12391, 12785, 13180, 13573, 13966, 14359, 14751, 15143, 15534, 15924, 16314, 16703, 17091, 17479, 17867, 18253, 18639, 19024, 19409, 19792, 20175, 20557, 20939, 21320, 21699, 22078, 22457, 22834, 23210, 23586, 23961, 24335, 24708, 25080, 25451, 25821, 26190, 26558, 26925, 27291, 27656, 28020, 28383, 28745, 29106, 29466, 29824, 30182, 30538, 30893, 31248, 31600, 31952, 32303, 32652, 33000, 33347, 33692, 34037, 34380, 34721, 35062, 35401, 35738, 36075, 36410, 36744, 37076, 37407, 37736, 38064, 38391, 38716, 39040, 39362, 39683, 40002, 40320, 40636, 40951, 41264, 41576, 41886, 42194, 42501, 42806, 43110, 43412, 43713, 44011, 44308, 44604, 44898, 45190, 45480, 45769, 46056, 46341, 46624, 46906, 47186, 47464, 47741, 48015, 48288, 48559, 48828, 49095, 49361, 49624, 49886, 50146, 50404, 50660, 50914, 51166, 51417, 51665, 51911, 52156, 52398, 52639, 52878, 53114, 53349, 53581, 53812, 54040, 54267, 54491, 54714, 54934, 55152, 55368, 55582, 55794, 56004, 56212, 56418, 56621, 56823, 57022, 57219, 57414, 57607, 57798, 57986, 58172, 58356, 58538, 58718, 58896, 59071, 59244, 59415, 59583, 59750, 59914, 60075, 60235, 60392, 60547, 60700, 60851, 60999, 61145, 61288, 61429, 61568, 61705, 61839, 61971, 62101, 62228, 62353, 62476, 62596, 62714, 62830, 62943, 63054, 63162, 63268, 63372, 63473, 63572, 63668, 63763, 63854, 63944, 64031, 64115, 64197, 64277, 64354, 64429, 64501, 64571, 64639, 64704, 64766, 64827, 64884, 64940, 64993, 65043, 65091, 65137, 65180, 65220, 65259, 65294, 65328, 65358, 65387, 65413, 65436, 65457, 65476, 65492, 65505, 65516, 65525, 65531, 65535, 65536, 65535, 65531, 65525, 65516, 65505, 65492, 65476, 65457, 65436, 65413, 65387, 65358, 65328, 65294, 65259, 65220, 65180, 65137, 65091, 65043, 64993, 64940, 64884, 64827, 64766, 64704, 64639, 64571, 64501, 64429, 64354, 64277, 64197, 64115, 64031, 63944, 63854, 63763, 63668, 63572, 63473, 63372, 63268, 63162, 63054, 62943, 62830, 62714, 62596, 62476, 62353, 62228, 62101, 61971, 61839, 61705, 61568, 61429, 61288, 61145, 60999, 60851, 60700, 60547, 60392, 60235, 60075, 59914, 59750, 59583, 59415, 59244, 59071, 58896, 58718, 58538, 58356, 58172, 57986, 57798, 57607, 57414, 57219, 57022, 56823, 56621, 56418, 56212, 56004, 55794, 55582, 55368, 55152, 54934, 54714, 54491, 54267, 54040, 53812, 53581, 53349, 53114, 52878, 52639, 52398, 52156, 51911, 51665, 51417, 51166, 50914, 50660, 50404, 50146, 49886, 49624, 49361, 49095, 48828, 48559, 48288, 48015, 47741, 47464, 47186, 46906, 46624};
int[] misc3 = {32768, 32832, 32896, 32960, 33024, 33088, 33152, 33216, 33280, 33344, 33408, 33472, 33536, 33600, 33664, 33728, 33792, 33856, 33920, 33984, 34048, 34112, 34176, 34240, 34304, 34368, 34432, 34496, 34560, 34624, 34688, 34752, 34816, 34880, 34944, 35008, 35072, 35136, 35200, 35264, 35328, 35392, 35456, 35520, 35584, 35648, 35712, 35776, 35840, 35904, 35968, 36032, 36096, 36160, 36224, 36288, 36352, 36416, 36480, 36544, 36608, 36672, 36736, 36800, 28672, 28608, 28544, 28480, 28416, 28352, 28288, 28224, 28160, 28096, 28032, 27968, 27904, 27840, 27776, 27712, 27648, 27584, 27520, 27456, 27392, 27328, 27264, 27200, 27136, 27072, 27008, 26944, 26880, 26816, 26752, 26688, 26624, 26560, 26496, 26432, 26368, 26304, 26240, 26176, 26112, 26048, 25984, 25920, 25856, 25792, 25728, 25664, 25600, 25536, 25472, 25408, 25344, 25280, 25216, 25152, 25088, 25024, 24960, 24896, 24832, 24768, 24704, 24640, 40960, 41024, 41088, 41152, 41216, 41280, 41344, 41408, 41472, 41536, 41600, 41664, 41728, 41792, 41856, 41920, 41984, 42048, 42112, 42176, 42240, 42304, 42368, 42432, 42496, 42560, 42624, 42688, 42752, 42816, 42880, 42944, 43008, 43072, 43136, 43200, 43264, 43328, 43392, 43456, 43520, 43584, 43648, 43712, 43776, 43840, 43904, 43968, 44032, 44096, 44160, 44224, 44288, 44352, 44416, 44480, 44544, 44608, 44672, 44736, 44800, 44864, 44928, 44992, 20480, 20416, 20352, 20288, 20224, 20160, 20096, 20032, 19968, 19904, 19840, 19776, 19712, 19648, 19584, 19520, 19456, 19392, 19328, 19264, 19200, 19136, 19072, 19008, 18944, 18880, 18816, 18752, 18688, 18624, 18560, 18496, 18432, 18368, 18304, 18240, 18176, 18112, 18048, 17984, 17920, 17856, 17792, 17728, 17664, 17600, 17536, 17472, 17408, 17344, 17280, 17216, 17152, 17088, 17024, 16960, 16896, 16832, 16768, 16704, 16640, 16576, 16512, 16448, 49152, 49216, 49280, 49344, 49408, 49472, 49536, 49600, 49664, 49728, 49792, 49856, 49920, 49984, 50048, 50112, 50176, 50240, 50304, 50368, 50432, 50496, 50560, 50624, 50688, 50752, 50816, 50880, 50944, 51008, 51072, 51136, 51200, 51264, 51328, 51392, 51456, 51520, 51584, 51648, 51712, 51776, 51840, 51904, 51968, 52032, 52096, 52160, 52224, 52288, 52352, 52416, 52480, 52544, 52608, 52672, 52736, 52800, 52864, 52928, 52992, 53056, 53120, 53184, 12288, 12224, 12160, 12096, 12032, 11968, 11904, 11840, 11776, 11712, 11648, 11584, 11520, 11456, 11392, 11328, 11264, 11200, 11136, 11072, 11008, 10944, 10880, 10816, 10752, 10688, 10624, 10560, 10496, 10432, 10368, 10304, 10240, 10176, 10112, 10048, 9984, 9920, 9856, 9792, 9728, 9664, 9600, 9536, 9472, 9408, 9344, 9280, 9216, 9152, 9088, 9024, 8960, 8896, 8832, 8768, 8704, 8640, 8576, 8512, 8448, 8384, 8320, 8256, 57344, 57408, 57472, 57536, 57600, 57664, 57728, 57792, 57856, 57920, 57984, 58048, 58112, 58176, 58240, 58304, 58368, 58432, 58496, 58560, 58624, 58688, 58752, 58816, 58880, 58944, 59008, 59072, 59136, 59200, 59264, 59328, 59392, 59456, 59520, 59584, 59648, 59712, 59776, 59840, 59904, 59968, 60032, 60096, 60160, 60224, 60288, 60352, 60416, 60480, 60544, 60608, 60672, 60736, 60800, 60864, 60928, 60992, 61056, 61120, 61184, 61248, 61312, 61376, 4096, 4032, 3968, 3904, 3840, 3776, 3712, 3648, 3584, 3520, 3456, 3392, 3328, 3264, 3200, 3136, 3072, 3008, 2944, 2880, 2816, 2752, 2688, 2624, 2560, 2496, 2432, 2368, 2304, 2240, 2176, 2112, 2048, 1984, 1920, 1856, 1792, 1728, 1664, 1600, 1536, 1472, 1408, 1344, 1280, 1216, 1152, 1088, 1024, 960, 896, 832, 768, 704, 640, 576, 512, 448, 384, 320, 256, 192, 128, 64, 65536, 65472, 65408, 65344, 65280, 65216, 65152, 65088, 65024, 64960, 64896, 64832, 64768, 64704, 64640, 64576, 64512, 64448, 64384, 64320, 64256, 64192, 64128, 64064, 64000, 63936, 63872, 63808, 63744, 63680, 63616, 63552, 63488, 63424, 63360, 63296, 63232, 63168, 63104, 63040, 62976, 62912, 62848, 62784, 62720, 62656, 62592, 62528, 62464, 62400, 62336, 62272, 62208, 62144, 62080, 62016, 61952, 61888, 61824, 61760, 61696, 61632, 61568, 61504, 4096, 4160, 4224, 4288, 4352, 4416, 4480, 4544, 4608, 4672, 4736, 4800, 4864, 4928, 4992, 5056, 5120, 5184, 5248, 5312, 5376, 5440, 5504, 5568, 5632, 5696, 5760, 5824, 5888, 5952, 6016, 6080, 6144, 6208, 6272, 6336, 6400, 6464, 6528, 6592, 6656, 6720, 6784, 6848, 6912, 6976, 7040, 7104, 7168, 7232, 7296, 7360, 7424, 7488, 7552, 7616, 7680, 7744, 7808, 7872, 7936, 8000, 8064, 8128, 57344, 57280, 57216, 57152, 57088, 57024, 56960, 56896, 56832, 56768, 56704, 56640, 56576, 56512, 56448, 56384, 56320, 56256, 56192, 56128, 56064, 56000, 55936, 55872, 55808, 55744, 55680, 55616, 55552, 55488, 55424, 55360, 55296, 55232, 55168, 55104, 55040, 54976, 54912, 54848, 54784, 54720, 54656, 54592, 54528, 54464, 54400, 54336, 54272, 54208, 54144, 54080, 54016, 53952, 53888, 53824, 53760, 53696, 53632, 53568, 53504, 53440, 53376, 53312, 12288, 12352, 12416, 12480, 12544, 12608, 12672, 12736, 12800, 12864, 12928, 12992, 13056, 13120, 13184, 13248, 13312, 13376, 13440, 13504, 13568, 13632, 13696, 13760, 13824, 13888, 13952, 14016, 14080, 14144, 14208, 14272, 14336, 14400, 14464, 14528, 14592, 14656, 14720, 14784, 14848, 14912, 14976, 15040, 15104, 15168, 15232, 15296, 15360, 15424, 15488, 15552, 15616, 15680, 15744, 15808, 15872, 15936, 16000, 16064, 16128, 16192, 16256, 16320, 49152, 49088, 49024, 48960, 48896, 48832, 48768, 48704, 48640, 48576, 48512, 48448, 48384, 48320, 48256, 48192, 48128, 48064, 48000, 47936, 47872, 47808, 47744, 47680, 47616, 47552, 47488, 47424, 47360, 47296, 47232, 47168, 47104, 47040, 46976, 46912, 46848, 46784, 46720, 46656, 46592, 46528, 46464, 46400, 46336, 46272, 46208, 46144, 46080, 46016, 45952, 45888, 45824, 45760, 45696, 45632, 45568, 45504, 45440, 45376, 45312, 45248, 45184, 45120, 20480, 20544, 20608, 20672, 20736, 20800, 20864, 20928, 20992, 21056, 21120, 21184, 21248, 21312, 21376, 21440, 21504, 21568, 21632, 21696, 21760, 21824, 21888, 21952, 22016, 22080, 22144, 22208, 22272, 22336, 22400, 22464, 22528, 22592, 22656, 22720, 22784, 22848, 22912, 22976, 23040, 23104, 23168, 23232, 23296, 23360, 23424, 23488, 23552, 23616, 23680, 23744, 23808, 23872, 23936, 24000, 24064, 24128, 24192, 24256, 24320, 24384, 24448, 24512, 40960, 40896, 40832, 40768, 40704, 40640, 40576, 40512, 40448, 40384, 40320, 40256, 40192, 40128, 40064, 40000, 39936, 39872, 39808, 39744, 39680, 39616, 39552, 39488, 39424, 39360, 39296, 39232, 39168, 39104, 39040, 38976, 38912, 38848, 38784, 38720, 38656, 38592, 38528, 38464, 38400, 38336, 38272, 38208, 38144, 38080, 38016, 37952, 37888, 37824, 37760, 37696, 37632, 37568, 37504, 37440, 37376, 37312, 37248, 37184, 37120, 37056, 36992, 36928, 28672, 28736, 28800, 28864, 28928, 28992, 29056, 29120, 29184, 29248, 29312, 29376, 29440, 29504, 29568, 29632, 29696, 29760, 29824, 29888, 29952, 30016, 30080, 30144, 30208, 30272, 30336, 30400, 30464, 30528, 30592, 30656, 30720, 30784, 30848, 30912, 30976, 31040, 31104, 31168, 31232, 31296, 31360, 31424, 31488, 31552, 31616, 31680, 31744, 31808, 31872, 31936, 32000, 32064, 32128, 32192, 32256, 32320, 32384, 32448, 32512, 32576, 32640, 32704};
int[] misc4 = {32768, 32567, 32366, 32165, 31964, 31763, 31562, 31361, 31160, 30959, 30759, 30558, 30357, 30157, 29957, 29756, 29556, 29356, 29156, 28956, 28757, 28557, 28358, 28159, 27960, 27761, 27563, 27364, 27166, 26968, 26770, 26573, 26375, 26178, 25981, 25785, 25588, 25392, 25197, 25001, 24806, 24611, 24417, 24222, 24028, 23835, 23641, 23449, 23256, 23064, 22872, 22680, 22489, 22299, 22108, 21918, 21729, 21540, 21351, 21163, 20975, 20788, 20601, 20414, 45308, 45493, 45678, 45863, 46047, 46231, 46414, 46596, 46778, 46960, 47141, 47321, 47501, 47680, 47859, 48037, 48215, 48392, 48568, 48744, 48919, 49094, 49268, 49441, 49614, 49786, 49958, 50129, 50299, 50468, 50637, 50805, 50973, 51140, 51306, 51471, 51636, 51800, 51963, 52126, 52288, 52449, 52609, 52769, 52928, 53086, 53243, 53400, 53556, 53711, 53865, 54019, 54171, 54323, 54474, 54624, 54774, 54922, 55070, 55217, 55363, 55508, 55652, 55796, 9598, 9456, 9315, 9175, 9036, 8898, 8760, 8624, 8489, 8354, 8220, 8088, 7956, 7825, 7695, 7566, 7438, 7311, 7185, 7060, 6935, 6812, 6690, 6569, 6448, 6329, 6211, 6094, 5977, 5862, 5748, 5635, 5522, 5411, 5301, 5192, 5084, 4977, 4871, 4766, 4662, 4559, 4457, 4357, 4257, 4158, 4061, 3965, 3869, 3775, 3682, 3590, 3499, 3409, 3320, 3233, 3146, 3061, 2976, 2893, 2811, 2730, 2650, 2572, 63042, 63118, 63193, 63267, 63340, 63412, 63483, 63552, 63621, 63688, 63754, 63818, 63882, 63945, 64006, 64066, 64125, 64183, 64239, 64295, 64349, 64402, 64454, 64505, 64554, 64602, 64649, 64695, 64740, 64783, 64826, 64867, 64906, 64945, 64982, 65019, 65054, 65087, 65120, 65151, 65181, 65210, 65238, 65264, 65290, 65314, 65336, 65358, 65378, 65397, 65415, 65432, 65447, 65461, 65474, 65486, 65497, 65506, 65514, 65521, 65526, 65530, 65534, 65535, 0, 1, 2, 6, 10, 15, 22, 30, 39, 50, 62, 75, 89, 104, 121, 139, 158, 178, 200, 222, 246, 272, 298, 326, 355, 385, 416, 449, 482, 517, 554, 591, 630, 669, 710, 753, 796, 841, 887, 934, 982, 1031, 1082, 1134, 1187, 1241, 1297, 1353, 1411, 1470, 1530, 1591, 1654, 1718, 1782, 1848, 1915, 1984, 2053, 2124, 2196, 2269, 2343, 2418, 63042, 62964, 62886, 62806, 62725, 62643, 62560, 62475, 62390, 62303, 62216, 62127, 62037, 61946, 61854, 61761, 61667, 61571, 61475, 61378, 61279, 61179, 61079, 60977, 60874, 60770, 60665, 60559, 60452, 60344, 60235, 60125, 60014, 59901, 59788, 59674, 59559, 59442, 59325, 59207, 59088, 58967, 58846, 58724, 58601, 58476, 58351, 58225, 58098, 57970, 57841, 57711, 57580, 57448, 57316, 57182, 57047, 56912, 56776, 56638, 56500, 56361, 56221, 56080, 9598, 9740, 9884, 10028, 10173, 10319, 10466, 10614, 10762, 10912, 11062, 11213, 11365, 11517, 11671, 11825, 11980, 12136, 12293, 12450, 12608, 12767, 12927, 13087, 13248, 13410, 13573, 13736, 13900, 14065, 14230, 14396, 14563, 14731, 14899, 15068, 15237, 15407, 15578, 15750, 15922, 16095, 16268, 16442, 16617, 16792, 16968, 17144, 17321, 17499, 17677, 17856, 18035, 18215, 18395, 18576, 18758, 18940, 19122, 19305, 19489, 19673, 19858, 20043, 45308, 45122, 44935, 44748, 44561, 44373, 44185, 43996, 43807, 43618, 43428, 43237, 43047, 42856, 42664, 42472, 42280, 42087, 41895, 41701, 41508, 41314, 41119, 40925, 40730, 40535, 40339, 40144, 39948, 39751, 39555, 39358, 39161, 38963, 38766, 38568, 38370, 38172, 37973, 37775, 37576, 37377, 37178, 36979, 36779, 36580, 36380, 36180, 35980, 35780, 35579, 35379, 35179, 34978, 34777, 34577, 34376, 34175, 33974, 33773, 33572, 33371, 33170, 32969, 32768, 32969, 33170, 33371, 33572, 33773, 33974, 34175, 34376, 34577, 34777, 34978, 35179, 35379, 35579, 35780, 35980, 36180, 36380, 36580, 36779, 36979, 37178, 37377, 37576, 37775, 37973, 38172, 38370, 38568, 38766, 38963, 39161, 39358, 39555, 39751, 39948, 40144, 40339, 40535, 40730, 40925, 41119, 41314, 41508, 41701, 41895, 42087, 42280, 42472, 42664, 42856, 43047, 43237, 43428, 43618, 43807, 43996, 44185, 44373, 44561, 44748, 44935, 45122, 20228, 20043, 19858, 19673, 19489, 19305, 19122, 18940, 18758, 18576, 18395, 18215, 18035, 17856, 17677, 17499, 17321, 17144, 16968, 16792, 16617, 16442, 16268, 16095, 15922, 15750, 15578, 15407, 15237, 15068, 14899, 14731, 14563, 14396, 14230, 14065, 13900, 13736, 13573, 13410, 13248, 13087, 12927, 12767, 12608, 12450, 12293, 12136, 11980, 11825, 11671, 11517, 11365, 11213, 11062, 10912, 10762, 10614, 10466, 10319, 10173, 10028, 9884, 9740, 55938, 56080, 56221, 56361, 56500, 56638, 56776, 56912, 57047, 57182, 57316, 57448, 57580, 57711, 57841, 57970, 58098, 58225, 58351, 58476, 58601, 58724, 58846, 58967, 59088, 59207, 59325, 59442, 59559, 59674, 59788, 59901, 60014, 60125, 60235, 60344, 60452, 60559, 60665, 60770, 60874, 60977, 61079, 61179, 61279, 61378, 61475, 61571, 61667, 61761, 61854, 61946, 62037, 62127, 62216, 62303, 62390, 62475, 62560, 62643, 62725, 62806, 62886, 62964, 2494, 2418, 2343, 2269, 2196, 2124, 2053, 1984, 1915, 1848, 1782, 1718, 1654, 1591, 1530, 1470, 1411, 1353, 1297, 1241, 1187, 1134, 1082, 1031, 982, 934, 887, 841, 796, 753, 710, 669, 630, 591, 554, 517, 482, 449, 416, 385, 355, 326, 298, 272, 246, 222, 200, 178, 158, 139, 121, 104, 89, 75, 62, 50, 39, 30, 22, 15, 10, 6, 2, 1, 65536, 65535, 65534, 65530, 65526, 65521, 65514, 65506, 65497, 65486, 65474, 65461, 65447, 65432, 65415, 65397, 65378, 65358, 65336, 65314, 65290, 65264, 65238, 65210, 65181, 65151, 65120, 65087, 65054, 65019, 64982, 64945, 64906, 64867, 64826, 64783, 64740, 64695, 64649, 64602, 64554, 64505, 64454, 64402, 64349, 64295, 64239, 64183, 64125, 64066, 64006, 63945, 63882, 63818, 63754, 63688, 63621, 63552, 63483, 63412, 63340, 63267, 63193, 63118, 2494, 2572, 2650, 2730, 2811, 2893, 2976, 3061, 3146, 3233, 3320, 3409, 3499, 3590, 3682, 3775, 3869, 3965, 4061, 4158, 4257, 4357, 4457, 4559, 4662, 4766, 4871, 4977, 5084, 5192, 5301, 5411, 5522, 5635, 5748, 5862, 5977, 6094, 6211, 6329, 6448, 6569, 6690, 6812, 6935, 7060, 7185, 7311, 7438, 7566, 7695, 7825, 7956, 8088, 8220, 8354, 8489, 8624, 8760, 8898, 9036, 9175, 9315, 9456, 55938, 55796, 55652, 55508, 55363, 55217, 55070, 54922, 54774, 54624, 54474, 54323, 54171, 54019, 53865, 53711, 53556, 53400, 53243, 53086, 52928, 52769, 52609, 52449, 52288, 52126, 51963, 51800, 51636, 51471, 51306, 51140, 50973, 50805, 50637, 50468, 50299, 50129, 49958, 49786, 49614, 49441, 49268, 49094, 48919, 48744, 48568, 48392, 48215, 48037, 47859, 47680, 47501, 47321, 47141, 46960, 46778, 46596, 46414, 46231, 46047, 45863, 45678, 45493, 20228, 20414, 20601, 20788, 20975, 21163, 21351, 21540, 21729, 21918, 22108, 22299, 22489, 22680, 22872, 23064, 23256, 23449, 23641, 23835, 24028, 24222, 24417, 24611, 24806, 25001, 25197, 25392, 25588, 25785, 25981, 26178, 26375, 26573, 26770, 26968, 27166, 27364, 27563, 27761, 27960, 28159, 28358, 28557, 28757, 28956, 29156, 29356, 29556, 29756, 29957, 30157, 30357, 30558, 30759, 30959, 31160, 31361, 31562, 31763, 31964, 32165, 32366, 32567};

void setup() {
  size(1024, 500);
  background(0);
  stroke(255);
  noLoop();

  for (int i = 0; i < 1024; i++) {
    float y = (float(misc1[i] - 32768) / 32768) * 250;
    point(i, -int(y) + 250);
  } 
  
  //save("osc.tif");
}

void draw() {}
